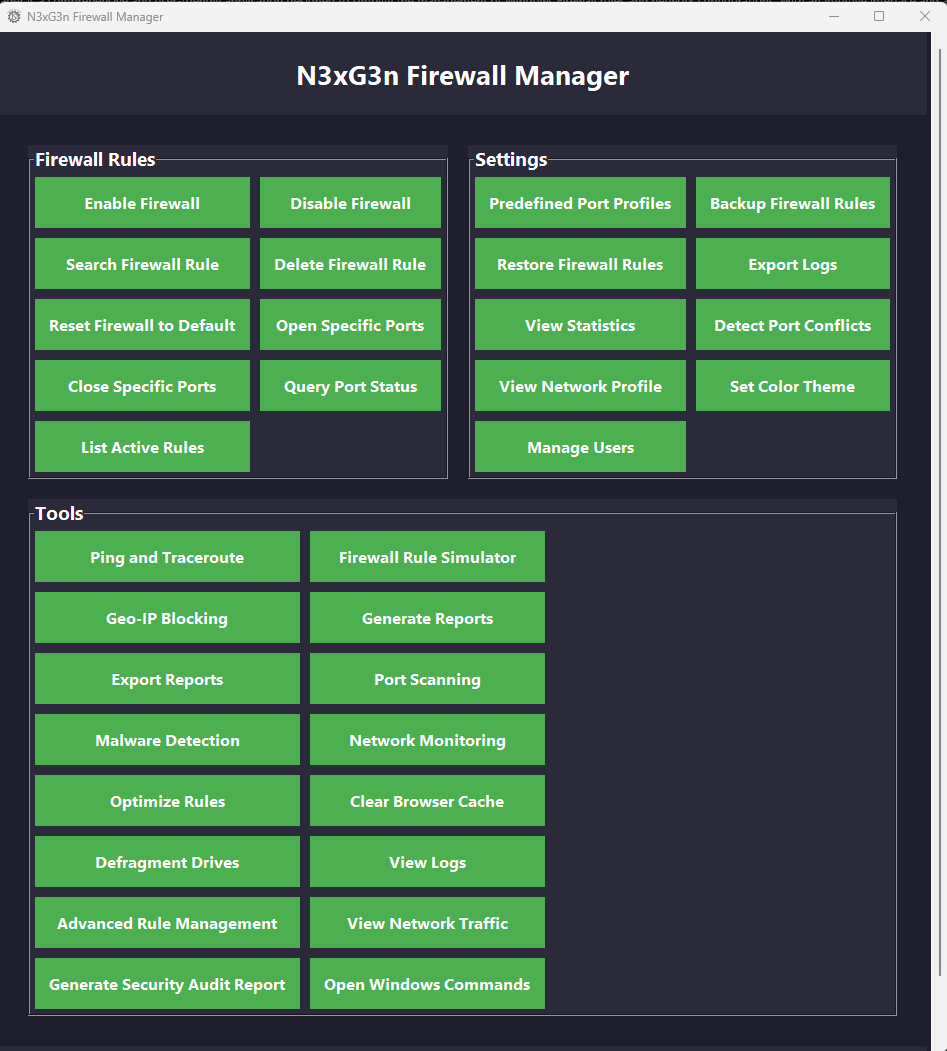

Here is the Python script that generated this plot:
import tkinter as tk
from tkinter import messagebox, simpledialog, filedialog
import subprocess
import ctypes
import os
import string
import time
from datetime import datetime
import getpass
import sys
import shutil
import json
import bcrypt
import urllib.request
import ssl
import psutil
import matplotlib.pyplot as plt
import pandas as pd
from io import BytesIO
import traceback
import logging
import threading
import requests

logging.basicConfig(
    filename="debug_log.txt",
    level=logging.DEBUG,
    format="%(asctime)s - %(levelname)s - %(message)s",
)

logging.info("Application started.")


def check_python_installation():
    logging.info("Checking Python installation.")
    print("Checking Python installation...")
    if shutil.which("python") or shutil.which("python3"):
        print("Python is already installed. Proceeding with the application...")
        logging.info("Python installation check completed.")
        return True

    print("Python is not installed.")
    install = messagebox.askyesno(
        "Python Not Found", "Python is not installed. Do you want to install it?"
    )
    if install:
        try:
            print("User agreed to install Python. Downloading the installer...")
            python_installer_url = (
                "https://www.python.org/ftp/python/3.10.9/python-3.10.9-amd64.exe"
            )
            installer_path = os.path.join(os.getcwd(), "python_installer.exe")

            ssl_context = ssl.create_default_context()
            ssl_context.check_hostname = False
            ssl_context.verify_mode = ssl.CERT_NONE

            with urllib.request.urlopen(
                python_installer_url, context=ssl_context
            ) as response, open(installer_path, "wb") as out_file:
                out_file.write(response.read())
            print("Python installer downloaded successfully.")

            print("Running the Python installer. This may take a few minutes...")
            subprocess.run(
                [installer_path, "/quiet", "InstallAllUsers=1", "PrependPath=1"],
                check=True,
            )
            print("Python installation completed successfully.")

            os.remove(installer_path)
            print(
                "Installer file removed. Prompting the user to restart the application."
            )
            messagebox.showinfo(
                "Success", "Python has been installed. Please restart the application."
            )
            logging.info("Python installation check completed.")
            return False
        except Exception as e:
            print(f"Error during Python installation: {e}")
            messagebox.showerror("Error", f"Failed to install Python: {e}")
            logging.info("Python installation check completed.")
            return False
    else:
        print("User declined to install Python. Exiting the application.")
        messagebox.showinfo(
            "Exiting", "Python is required to run this application. Exiting now."
        )
        logging.info("Python installation check completed.")
        return False


def check_dependencies():
    logging.info("Checking dependencies.")

    root = tk.Tk()
    root.withdraw()

    print("Checking dependencies...")
    dependencies = {
        "pip": "Python's package manager (pip)",
        "bcrypt": "bcrypt library for password hashing",
        "psutil": "psutil library for system monitoring",
        "matplotlib": "matplotlib library for data visualization",
        "pandas": "pandas library for data handling",
        "openpyxl": "openpyxl library for Excel support",
    }

    missing_dependencies = []
    dependencies_installed = os.path.exists("dependencies_installed.flag")

    if dependencies_installed:
        print("Dependencies already installed. Skipping dependency check.")
        logging.info("Dependency check completed.")
        return True

    for dependency, description in dependencies.items():
        print(f"Checking dependency: {dependency}...")
        try:
            if dependency == "pip":
                subprocess.run(
                    [sys.executable, "-m", "pip", "--version"],
                    stdout=subprocess.DEVNULL,
                    stderr=subprocess.DEVNULL,
                    check=True,
                )
            else:
                __import__(dependency)
        except ImportError:
            print(f"Dependency missing: {dependency}")
            missing_dependencies.append((dependency, description))
        except subprocess.CalledProcessError:
            print(f"Dependency check failed for: {dependency}")
            missing_dependencies.append((dependency, description))

    if not missing_dependencies:
        print("All dependencies are installed. Proceeding...")
        with open("dependencies_installed.flag", "w") as flag_file:
            flag_file.write("Dependencies installed successfully.")
        logging.info("Dependency check completed.")
        return True

    missing_list = "\n".join(
        [f"- {desc} ({dep})" for dep, desc in missing_dependencies]
    )
    print(f"Missing dependencies:\n{missing_list}")
    install = messagebox.askyesno(
        "Missing Dependencies",
        f"The following dependencies are missing:\n\n{missing_list}\n\n"
        "Would you like to install them now?",
    )

    if install:
        try:
            for dependency, _ in missing_dependencies:
                print(f"Installing dependency: {dependency}...")
                if dependency == "pip":
                    subprocess.run(
                        [sys.executable, "-m", "ensurepip", "--upgrade"], check=True
                    )
                else:
                    subprocess.run(
                        [sys.executable, "-m", "pip", "install", dependency], check=True
                    )

            with open("dependencies_installed.flag", "w") as flag_file:
                flag_file.write("Dependencies installed successfully.")

            print(
                "All dependencies have been installed. Proceeding with the application."
            )
            messagebox.showinfo("Success", "All dependencies have been installed.")
            logging.info("Dependency check completed.")
            return True
        except Exception as e:
            print(f"Error during dependency installation: {e}")
            messagebox.showerror("Error", f"Failed to install dependencies: {e}")
            logging.info("Dependency check completed.")
            return False
    else:
        print("User declined to install dependencies. Exiting.")
        messagebox.showinfo(
            "Exiting", "Dependencies are required to run this application."
        )
        logging.info("Dependency check completed.")
        return False


_admin_status_cache = None


def is_admin():
    logging.info("Checking if the script is running as an administrator.")
    global _admin_status_cache
    if _admin_status_cache is not None:
        logging.info(f"Admin status: {_admin_status_cache}")
        return _admin_status_cache
    try:
        _admin_status_cache = ctypes.windll.shell32.IsUserAnAdmin() != 0
        logging.debug(f"Admin status: {_admin_status_cache}")
        logging.info(f"Admin status: {_admin_status_cache}")
        return _admin_status_cache
    except Exception as e:
        logging.error(f"Failed to check admin status: {e}")
        logging.info(f"Admin status: {_admin_status_cache}")
        return False


INITIALIZATION_FLAG_FILE = "app_initialized.flag"


def relaunch_as_admin():
    logging.info("Attempting to relaunch the script with administrator privileges.")
    if "--admin" in sys.argv:
        logging.error(
            "Already running with --admin flag. Exiting to prevent infinite loop."
        )
        messagebox.showerror(
            "Error",
            "Failed to gain administrator privileges. Please run the application as an administrator.",
        )
        sys.exit(1)

    with open(INITIALIZATION_FLAG_FILE, "w") as flag_file:
        flag_file.write("initialized")

    script_path = os.path.abspath(sys.argv[0])
    params = " ".join([f'"{arg}"' for arg in sys.argv[1:]]) + " --admin"
    try:
        ctypes.windll.shell32.ShellExecuteW(
            None, "runas", sys.executable, f'"{script_path}" {params}', None, 1
        )
        logging.info("Relaunched successfully. Exiting current instance.")
        sys.exit()
    except Exception as e:
        logging.error(f"Failed to relaunch as admin: {e}")
        messagebox.showerror("Error", f"Failed to relaunch as admin: {e}")
        sys.exit(1)


def handle_uncaught_exception(exc_type, exc_value, exc_traceback):
    logging.critical(
        "Handling uncaught exception.", exc_info=(exc_type, exc_value, exc_traceback)
    )
    if issubclass(exc_type, KeyboardInterrupt):
        sys.__excepthook__(exc_type, exc_value, exc_traceback)
        return
    logging.critical(
        "Uncaught exception", exc_info=(exc_type, exc_value, exc_traceback)
    )
    messagebox.showerror(
        "Critical Error", f"An unexpected error occurred:\n{exc_value}"
    )
    sys.exit(1)


sys.excepthook = handle_uncaught_exception


def pause_on_exit():

    input("Press Enter to exit...")


if not is_admin():
    if "--admin" not in sys.argv:
        logging.debug("Admin privileges not detected. Attempting to relaunch as admin.")
        relaunch_as_admin()
    else:
        logging.error("Admin privileges still not detected after relaunch. Exiting.")
        messagebox.showerror(
            "Error",
            "Failed to gain administrator privileges. Please run the application as an administrator.",
        )
        sys.exit(1)
else:
    logging.info(
        "Admin privileges detected. Proceeding with application initialization."
    )

try:
    logging.info("Checking Python installation.")
    if not check_python_installation():
        logging.error("Python installation check failed. Exiting.")
        pause_on_exit()
        sys.exit()

    logging.info("Checking dependencies.")
    if not os.path.exists("dependencies_installed.flag"):
        if not check_dependencies():
            logging.error("Dependency check failed. Exiting.")
            pause_on_exit()
            sys.exit()
    logging.info("Initialization checks completed successfully.")
except Exception as e:
    logging.critical(f"Error during initialization: {e}")
    pause_on_exit()
    sys.exit(1)

import tkinter as tk
import sys


class FirewallManagerApp:
    def __init__(self, root):
        logging.info("Initializing FirewallManagerApp.")
        self.root = root
        self.root.title("N3xG3n Firewall Manager")
        self.root.geometry("950x1020")
        self.root.configure(bg="#2C3E50")
        self.root.resizable(True, True)
        try:
            self.root.iconbitmap("icon.ico")
        except Exception as e:
            print(f"Warning: Failed to set window icon. Error: {e}")
        self.log_file = "firewall_manager.txt"
        self.error_log_file = "error_log.txt"
        self.users_file = "users.json"
        self.users = {"admin": "admin123"}
        self.session_timeout = None
        self.last_activity = time.time()
        self.color_theme = {
            "background": "#1E1E2F",
            "foreground": "#FFFFFF",
            "button_bg": "#4CAF50",
            "button_fg": "#FFFFFF",
            "button_active_bg": "#45A049",
            "button_active_fg": "#FFFFFF",
            "entry_bg": "#2E2E3F",
            "entry_fg": "#FFFFFF",
            "frame_bg": "#2A2A3B",
        }
        self.fonts = {
            "header": ("Segoe UI", 20, "bold"),
            "subheader": ("Segoe UI", 14, "bold"),
            "text": ("Segoe UI", 12),
            "button": ("Segoe UI", 12, "bold"),
        }
        self.ensure_log_files_exist()
        self.load_users()
        self.start_session_monitor()
        self.create_main_menu()
        logging.info("FirewallManagerApp initialized successfully.")

    def check_for_updates(self):
        logging.debug("Checking for updates...")
        print("Checking for updates...")

        try:
            update_url = "http://162.248.94.164/N3xG3n_Firewall_Manager/version.txt"
            response = requests.get(update_url, timeout=5)
            response.raise_for_status()
            latest_version = response.text.strip()

            current_version = "1.1.4"
            logging.debug(
                f"Current version: {current_version}, Latest version: {latest_version}"
            )
            print(
                f"Current version: {current_version}, Latest version: {latest_version}"
            )

            if self.compare_versions(latest_version, current_version):
                logging.info("Update available.")
                print("Update available.")
                self.prompt_update(latest_version)
                return True
            else:
                logging.info("No updates found. The application is up-to-date.")
                print("No updates found. The application is up-to-date.")
                return False
        except requests.exceptions.RequestException as e:
            logging.error(f"Failed to check for updates: {e}")
            print(f"Failed to check for updates: {e}")
            return False

    def compare_versions(self, latest_version, current_version):

        from packaging import version

        return version.parse(latest_version) > version.parse(current_version)

    def prompt_update(self, latest_version):

        confirmed = self.show_confirmation_dialog(
            "Update Available",
            f"A new version ({latest_version}) is available. Would you like to update now?",
        )
        if confirmed:
            threading.Thread(target=self.download_and_update, daemon=True).start()

    def download_and_update(self):

        try:
            update_url = "http://162.248.94.164/N3xG3n_Firewall_Manager/N3xG3n_FireWall_Manager.exe"
            temp_file = "N3xG3n_FireWall_Manager_update.exe"

            with requests.get(update_url, stream=True) as response:
                response.raise_for_status()
                with open(temp_file, "wb") as file:
                    shutil.copyfileobj(response.raw, file)

            current_executable = sys.argv[0]
            backup_executable = current_executable + ".bak"

            if os.path.exists(backup_executable):
                os.remove(backup_executable)
            os.rename(current_executable, backup_executable)

            os.rename(temp_file, current_executable)

            self.show_message_dialog(
                "Update Complete",
                "The application has been updated. Please restart it.",
            )
            pause_on_exit()
            sys.exit(0)
        except requests.exceptions.RequestException as e:
            logging.error(f"Failed to download update: {e}")
            self.show_message_dialog("Update Failed", f"Failed to download update: {e}")
            pause_on_exit()
        except Exception as e:
            logging.error(f"Failed to update application: {e}")
            self.show_message_dialog(
                "Update Failed", f"An error occurred while updating: {e}"
            )
            pause_on_exit()

    def ensure_log_files_exist(self):
        logging.info("Ensuring log files exist.")
        if not os.path.exists(self.log_file):
            with open(self.log_file, "w") as log:
                log.write("Firewall Manager Log File\n")
        if not os.path.exists(self.error_log_file):
            with open(self.error_log_file, "w") as error_log:
                error_log.write("Error Log File\n")
        logging.info("Log files check completed.")

    def check_admin(self):
        logging.info("Checking if the application is running as an administrator.")
        if not os.name == "nt" or not ctypes.windll.shell32.IsUserAnAdmin():
            self.show_messagebox(
                "Error", "This application must be run as an administrator.", "error"
            )
            self.root.quit()
        logging.info("Admin check completed.")

    def log_action(self, action):
        logging.info(f"Logging action: {action}")
        log_entry = f"{datetime.now()} - ACTION: {action}"
        print(log_entry)
        with open(self.log_file, "a") as log:
            log.write(log_entry + "\n")

    def log_error(self, error):
        logging.error(f"Logging error: {error}")
        error_entry = f"{datetime.now()} - ERROR: {error}"
        print(error_entry)
        with open(self.error_log_file, "a") as error_log:
            error_log.write(error_entry + "\n")

    def safe_execute(self, func, *args, **kwargs):
        logging.info(f"Executing function safely: {func.__name__}")
        try:
            result = func(*args, **kwargs)
            self.log_action(f"Executed: {func.__name__}")
            logging.info(f"Function {func.__name__} executed successfully.")
            return result
        except Exception as e:
            self.log_error(f"Error in {func.__name__}: {e}")
            messagebox.showerror("Error", f"An error occurred in {func.__name__}:\n{e}")
            logging.info(f"Function {func.__name__} executed successfully.")

    def load_users(self):
        logging.info("Loading user credentials.")
        if os.path.exists(self.users_file):
            try:
                with open(self.users_file, "r") as file:
                    self.users = json.load(file)
                    self.log_action("Loaded user credentials from file.")
            except Exception as e:
                self.log_error(f"Failed to load users: {e}")
                self.users = {self.admin_username: self.admin_password}
        else:
            self.users = {self.admin_username: self.admin_password}
            self.save_users()
        logging.info("User credentials loaded successfully.")

    def save_users(self):
        logging.info("Saving user credentials.")
        try:
            with open(self.users_file, "w") as file:
                json.dump(self.users, file)
                self.log_action("Saved user credentials to file.")
        except Exception as e:
            self.log_error(f"Failed to save users: {e}")
        logging.info("User credentials saved successfully.")

    def create_custom_dialog(self, title, message, buttons):
        logging.info("Creating custom dialog.")
        dialog = tk.Toplevel(self.root)
        dialog.title(title)
        dialog.geometry("500x300")
        dialog.resizable(True, True)
        dialog.configure(bg=self.color_theme["background"])

        tk.Label(
            dialog, text=message, **self.label_style(), wraplength=380, justify="center"
        ).pack(pady=20)

        result = {"button": None}

        def on_button_click(button):
            result["button"] = button
            dialog.destroy()

        button_frame = tk.Frame(dialog, **self.frame_style())
        button_frame.pack(pady=10)

        for button_text, button_value in buttons.items():
            tk.Button(
                button_frame,
                text=button_text,
                command=lambda b=button_value: on_button_click(b),
                **self.button_style(),
            ).pack(side="left", padx=10)

        dialog.transient(self.root)
        dialog.grab_set()
        self.root.wait_window(dialog)

        logging.info("Custom dialog created successfully.")
        return result["button"]

    def show_auth_dialog(self):
        logging.info("Showing authentication dialog.")
        return self.create_custom_dialog(
            "Authentication",
            "Do you have an account?",
            {"Yes": "yes", "No": "no", "Cancel": "cancel"},
        )

    def show_confirmation_dialog(self, title, message):
        logging.info("Showing confirmation dialog.")
        return self.create_custom_dialog(title, message, {"Yes": True, "No": False})

    def show_message_dialog(self, title, message):
        logging.info("Showing message dialog.")
        return self.create_custom_dialog(title, message, {"OK": "ok"})

    def show_input_dialog(self, title, prompt, is_password=False):
        logging.info("Showing input dialog.")
        dialog = tk.Toplevel(self.root)
        dialog.title(title)
        dialog.geometry("400x200")
        dialog.configure(bg=self.color_theme["background"])
        dialog.resizable(False, False)

        tk.Label(dialog, text=prompt, **self.label_style()).pack(pady=10)

        entry_var = tk.StringVar()
        entry = tk.Entry(
            dialog,
            textvariable=entry_var,
            **self.entry_style(),
            show="*" if is_password else "",
        )
        entry.pack(pady=10, padx=20, fill="x")
        entry.focus()

        def on_submit():
            dialog.destroy()

        tk.Button(dialog, text="Submit", command=on_submit, **self.button_style()).pack(
            pady=10
        )

        dialog.transient(self.root)
        dialog.grab_set()
        self.root.wait_window(dialog)

        logging.info("Input dialog shown successfully.")
        return entry_var.get()

    def authenticate_user(self):
        logging.info("Authentication bypassed.")
        self.create_main_menu()

    def set_color_theme(self):
        logging.info("Setting color theme.")
        themes = {
            "Green": "#32CD32",
            "Blue": "#1E90FF",
            "Red": "#FF4500",
            "Yellow": "#FFD700",
            "Purple": "#9370DB",
            "Orange": "#FFA500",
            "Pink": "#FF69B4",
            "Gray": "#A9A9A9",
            "Black": "#000000",
            "White": "#FFFFFF",
            "Teal": "#008080",
            "Cyan": "#00FFFF",
            "Magenta": "#FF00FF",
            "Brown": "#A52A2A",
            "Gold": "#FFD700",
            "Silver": "#C0C0C0",
            "Navy": "#000080",
            "Olive": "#808000",
            "Maroon": "#800000",
        }

        theme_window = tk.Toplevel(self.root)
        theme_window.title("Choose a Color Theme")
        theme_window.geometry("400x400")
        theme_window.resizable(True, True)
        theme_window.configure(bg=self.color_theme["background"])

        tk.Label(theme_window, text="Choose a color theme:", **self.label_style()).pack(
            pady=10
        )

        canvas = tk.Canvas(
            theme_window, bg=self.color_theme["background"], highlightthickness=0
        )
        scrollbar = tk.Scrollbar(theme_window, orient="vertical", command=canvas.yview)
        scrollable_frame = tk.Frame(canvas, **self.frame_style())

        scrollable_frame.bind(
            "<Configure>", lambda e: canvas.configure(scrollregion=canvas.bbox("all"))
        )
        canvas.create_window((0, 0), window=scrollable_frame, anchor="nw")
        canvas.configure(yscrollcommand=scrollbar.set)

        canvas.pack(side="left", fill="both", expand=True)
        scrollbar.pack(side="right", fill="y")

        for theme_name, color_code in themes.items():
            tk.Button(
                scrollable_frame,
                text=theme_name,
                font=("Arial", 12),
                bg=color_code,
                fg="#ECF0F1" if color_code != "#FFFFFF" else "#000000",
                command=lambda t=theme_name: self.apply_theme(t, themes, theme_window),
            ).pack(fill="x", pady=5, padx=20)

        logging.info("Color theme set successfully.")

    def apply_theme(self, theme_name, themes, theme_window):
        logging.info(f"Applying theme: {theme_name}")
        self.color_theme["background"] = themes[theme_name]
        self.color_theme["frame_bg"] = themes[theme_name]
        self.root.configure(bg=self.color_theme["background"])
        self.update_widget_colors(self.root)
        self.log_action(f"Color theme set to {theme_name}.")
        theme_window.destroy()
        logging.info(f"Theme {theme_name} applied successfully.")

    def update_widget_colors(self, parent):
        logging.info("Updating widget colors.")
        for widget in parent.winfo_children():
            if isinstance(widget, (tk.Frame, tk.LabelFrame, tk.Canvas)):
                widget.configure(bg=self.color_theme["frame_bg"])
                self.update_widget_colors(widget)
            elif isinstance(widget, tk.Label):
                widget.configure(
                    bg=self.color_theme["background"], fg=self.color_theme["foreground"]
                )
            elif isinstance(widget, tk.Button):
                widget.configure(
                    bg=self.color_theme["button_bg"],
                    fg=self.color_theme["button_fg"],
                    activebackground=self.color_theme["button_active_bg"],
                    activeforeground=self.color_theme["button_active_fg"],
                )
            elif isinstance(widget, tk.Entry):
                widget.configure(
                    bg=self.color_theme["entry_bg"], fg=self.color_theme["entry_fg"]
                )
            elif isinstance(widget, tk.Text):
                widget.configure(
                    bg=self.color_theme["entry_bg"], fg=self.color_theme["entry_fg"]
                )
            elif isinstance(widget, tk.Scrollbar):
                widget.configure(bg=self.color_theme["frame_bg"])

        if isinstance(parent, tk.Tk) or isinstance(parent, tk.Toplevel):
            parent.configure(bg=self.color_theme["background"])
        logging.info("Widget colors updated successfully.")

    def create_main_menu(self):
        logging.info("Creating main menu.")
        self.safe_execute(self._create_main_menu)
        logging.info("Main menu created successfully.")

    def _create_main_menu(self):
        self.clear_window()
        self.reset_activity_timer()

        canvas = tk.Canvas(
            self.root, bg=self.color_theme["background"], highlightthickness=0
        )
        scrollbar = tk.Scrollbar(self.root, orient="vertical", command=canvas.yview)
        scrollable_frame = tk.Frame(canvas, bg=self.color_theme["background"])

        scrollable_frame.bind(
            "<Configure>", lambda e: canvas.configure(scrollregion=canvas.bbox("all"))
        )
        canvas.create_window((0, 0), window=scrollable_frame, anchor="nw")
        canvas.configure(yscrollcommand=scrollbar.set)

        canvas.pack(side="left", fill="both", expand=True)
        scrollbar.pack(side="right", fill="y")

        header_frame = tk.Frame(
            scrollable_frame, bg=self.color_theme["frame_bg"], pady=20
        )
        header_frame.pack(fill="x")
        tk.Label(
            header_frame,
            text="N3xG3n Firewall Manager",
            font=self.fonts["header"],
            fg=self.color_theme["foreground"],
            bg=self.color_theme["frame_bg"],
        ).pack()

        main_frame = tk.Frame(
            scrollable_frame, bg=self.color_theme["background"], padx=20, pady=20
        )
        main_frame.pack(fill="both", expand=True)

        firewall_frame = tk.LabelFrame(
            main_frame,
            text="Firewall Rules",
            font=self.fonts["subheader"],
            fg=self.color_theme["foreground"],
            bg=self.color_theme["frame_bg"],
            bd=2,
            relief="groove",
        )
        firewall_frame.grid(row=0, column=0, padx=10, pady=10, sticky="nsew")

        firewall_buttons = [
            ("Enable Firewall", lambda: self.toggle_firewall(enable=True)),
            ("Disable Firewall", lambda: self.toggle_firewall(enable=False)),
            ("Search Firewall Rule", self.search_firewall_rule),
            ("Delete Firewall Rule", self.delete_firewall_rule),
            ("Reset Firewall to Default", self.reset_firewall),
            ("Open Specific Ports", self.open_ports),
            ("Close Specific Ports", self.close_ports),
            ("Query Port Status", self.query_ports),
            ("List Active Rules", self.list_active_rules),
        ]
        for i, (text, command) in enumerate(firewall_buttons):
            tk.Button(
                firewall_frame, text=text, command=command, **self.button_style()
            ).grid(row=i // 2, column=i % 2, padx=5, pady=5, sticky="ew")

        settings_frame = tk.LabelFrame(
            main_frame,
            text="Settings",
            font=self.fonts["subheader"],
            fg=self.color_theme["foreground"],
            bg=self.color_theme["frame_bg"],
            bd=2,
            relief="groove",
        )
        settings_frame.grid(row=0, column=1, padx=10, pady=10, sticky="nsew")

        settings_buttons = [
            ("Predefined Port Profiles", self.predefined_port_profiles),
            ("Backup Firewall Rules", self.backup_firewall_rules),
            ("Restore Firewall Rules", self.restore_firewall_rules),
            ("Export Logs", self.export_logs),
            ("View Statistics", self.view_statistics),
            ("Detect Port Conflicts", self.detect_port_conflicts),
            ("View Network Profile", self.view_network_profile),
            ("Set Color Theme", self.set_color_theme),
            ("Manage Users", self.manage_users),
        ]
        for i, (text, command) in enumerate(settings_buttons):
            tk.Button(
                settings_frame, text=text, command=command, **self.button_style()
            ).grid(row=i // 2, column=i % 2, padx=5, pady=5, sticky="ew")

        tools_frame = tk.LabelFrame(
            main_frame,
            text="Tools",
            font=self.fonts["subheader"],
            fg=self.color_theme["foreground"],
            bg=self.color_theme["frame_bg"],
            bd=2,
            relief="groove",
        )
        tools_frame.grid(row=1, column=0, columnspan=2, padx=10, pady=10, sticky="nsew")

        tools_buttons = [
            ("Ping and Traceroute", self.ping_and_traceroute),
            ("Firewall Rule Simulator", self.firewall_rule_simulator),
            ("Geo-IP Blocking", self.geo_ip_blocking),
            ("Generate Reports", self.generate_reports),
            ("Export Reports", self.export_reports),
            ("Port Scanning", self.port_scanning),
            ("Malware Detection", self.malware_detection),
            ("Network Monitoring", self.network_monitoring),
            ("Optimize Rules", self.optimize_rules),
            (
                "Clear Browser Cache",
                lambda: self.safe_execute(self.clear_browser_cache),
            ),
            ("Defragment Drives", lambda: self.safe_execute(self.defragment_drives)),
            ("View Logs", self.view_logs),
            ("Advanced Rule Management", self.advanced_rule_management),
            ("View Network Traffic", self.view_network_traffic),
            ("Generate Security Audit Report", self.generate_security_audit_report),
            ("Open Windows Commands", self.open_windows_commands),
            # ("View System Information", self.view_system_info),
            # ("Check for Updates", self.check_for_updates),
            # ("Check System Health", self.check_system_health),
            # ("View Active Processes", self.view_active_processes),
            # ("View Active Services", self.view_active_services),
            # ("View Active Connections", self.view_active_connections),
        ]
        for i, (text, command) in enumerate(tools_buttons):
            tk.Button(
                tools_frame, text=text, command=command, **self.button_style()
            ).grid(row=i // 2, column=i % 2, padx=5, pady=5, sticky="ew")

        footer_frame = tk.Frame(
            scrollable_frame, bg=self.color_theme["frame_bg"], pady=10
        )
        footer_frame.pack(fill="x")
        tk.Button(
            footer_frame,
            text="Help Menu",
            command=self.help_menu,
            **self.button_style(),
        ).pack(side="left", padx=10)
        tk.Button(
            footer_frame, text="Exit", command=self.root.quit, **self.button_style()
        ).pack(side="right", padx=10)

    def open_windows_commands(self):
        logging.info("Opening Windows commands.")
        self.safe_execute(self._open_windows_commands)
        logging.info("Windows commands opened successfully.")

    def _open_windows_commands(self):
        commands_window = tk.Toplevel(self.root)
        commands_window.title("Windows Commands")
        commands_window.geometry("800x600")
        commands_window.configure(bg="#2C3E50")

        canvas = tk.Canvas(commands_window, bg="#2C3E50", highlightthickness=0)
        scrollbar = tk.Scrollbar(
            commands_window, orient="vertical", command=canvas.yview
        )
        scrollable_frame = tk.Frame(canvas, bg="#2C3E50")

        scrollable_frame.bind(
            "<Configure>", lambda e: canvas.configure(scrollregion=canvas.bbox("all"))
        )
        canvas.create_window((0, 0), window=scrollable_frame, anchor="nw")
        canvas.configure(yscrollcommand=scrollbar.set)

        canvas.pack(side="left", fill="both", expand=True)
        scrollbar.pack(side="right", fill="y")

        tk.Label(
            scrollable_frame,
            text="Helpful Windows Commands",
            font=("Segoe UI", 16, "bold"),
            fg="#ECF0F1",
            bg="#2C3E50",
        ).grid(row=0, column=0, columnspan=3, pady=10)

        commands = {
            "Check Disk Space": "dir",
            "List Running Processes": "tasklist",
            "Ping Google": "ping google.com",
            "IP Configuration": "ipconfig",
            "Flush DNS Cache": "ipconfig /flushdns",
            "System Information": "systeminfo",
            "Check Network Connections": "netstat -an",
            "Restart Network Adapter": "ipconfig /release && ipconfig /renew",
            "Run SFC Scan (Check Files)": "sfc /scannow",
            "Verify SFC Integrity": "sfc /verifyonly",
            "Repair Network Issues": "netsh int ip reset && netsh winsock reset",
            "View Active Network Adapters": "ipconfig /all",
            "Test Connectivity to Host": "tracert google.com",
            "Display Routing Table": "route print",
            "Enable Firewall Logging": "netsh advfirewall set currentprofile logging filename log.txt",
            "Disable Firewall Logging": "netsh advfirewall set currentprofile logging disabled",
            "Check Open Ports": 'netstat -an | find "LISTENING"',
            "View ARP Cache": "arp -a",
            "Clear ARP Cache": "arp -d *",
            "Check DNS Servers": "nslookup google.com",
            "Test SMB Connectivity": "net use \\\\hostname\\share",
        }

        row = 1
        col = 0
        for command_name, command in commands.items():
            tk.Button(
                scrollable_frame,
                text=command_name,
                command=lambda cmd=command: self.execute_command(cmd),
                font=("Segoe UI", 12),
                bg="#3498DB",
                fg="#FFFFFF",
                activebackground="#2980B9",
                activeforeground="#FFFFFF",
                relief="flat",
                bd=0,
                padx=10,
                pady=5,
                cursor="hand2",
            ).grid(row=row, column=col, padx=10, pady=10, sticky="ew")
            col += 1
            if col > 2:
                col = 0
                row += 1

        tk.Label(
            scrollable_frame,
            text="Execute Custom Command",
            font=("Segoe UI", 14, "bold"),
            fg="#ECF0F1",
            bg="#2C3E50",
        ).grid(row=row + 1, column=0, columnspan=3, pady=10)

        custom_command_var = tk.StringVar()
        custom_command_entry = tk.Entry(
            scrollable_frame,
            textvariable=custom_command_var,
            font=("Segoe UI", 12),
            bg="#ECF0F1",
            fg="#2C3E50",
            relief="flat",
        )
        custom_command_entry.grid(
            row=row + 2, column=0, columnspan=2, padx=20, pady=5, sticky="ew"
        )

        tk.Button(
            scrollable_frame,
            text="Run Command",
            command=lambda: self.execute_command(custom_command_var.get()),
            font=("Segoe UI", 12),
            bg="#1ABC9C",
            fg="#FFFFFF",
            activebackground="#16A085",
            activeforeground="#FFFFFF",
            relief="flat",
            bd=0,
            padx=10,
            pady=5,
            cursor="hand2",
        ).grid(row=row + 2, column=2, padx=20, pady=5, sticky="ew")

        tk.Button(
            scrollable_frame,
            text="Return to Main Page",
            command=commands_window.destroy,
            font=("Segoe UI", 12),
            bg="#E74C3C",
            fg="#FFFFFF",
            activebackground="#C0392B",
            activeforeground="#FFFFFF",
            relief="flat",
            bd=0,
            padx=10,
            pady=5,
            cursor="hand2",
        ).grid(row=row + 3, column=0, columnspan=3, pady=20)

    def execute_command(self, command):
        logging.info(f"Executing command: {command}")
        self.safe_execute(self._execute_command, command)
        logging.info(f"Command {command} executed successfully.")

    def _execute_command(self, command):
        try:
            result = subprocess.run(command, capture_output=True, text=True, shell=True)
            output = result.stdout if result.returncode == 0 else result.stderr
        except Exception as e:
            output = f"Error executing command: {e}"

        output_window = tk.Toplevel(self.root)
        output_window.title("Command Output")
        output_window.geometry("600x400")
        output_window.configure(bg="#2C3E50")

        tk.Label(
            output_window,
            text="Command Output",
            font=("Segoe UI", 14, "bold"),
            fg="#ECF0F1",
            bg="#2C3E50",
        ).pack(pady=10)

        output_text = tk.Text(
            output_window,
            font=("Courier", 10),
            bg="#2C3E50",
            fg="#ECF0F1",
            wrap="word",
            state="normal",
        )
        output_text.insert("1.0", output)
        output_text.config(state="disabled")
        output_text.pack(fill="both", expand=True, padx=10, pady=10)

    def button_style(self):
        logging.info("Applying button style.")
        return {
            "font": self.fonts["button"],
            "bg": self.color_theme["button_bg"],
            "fg": self.color_theme["button_fg"],
            "activebackground": self.color_theme["button_active_bg"],
            "activeforeground": self.color_theme["button_active_fg"],
            "relief": "flat",
            "bd": 0,
            "padx": 10,
            "pady": 10,
            "cursor": "hand2",
        }

    def label_style(self):
        logging.info("Applying label style.")
        return {
            "font": self.fonts["text"],
            "fg": self.color_theme["foreground"],
            "bg": self.color_theme["background"],
        }

    def frame_style(self):
        logging.info("Applying frame style.")
        return {
            "bg": self.color_theme["frame_bg"],
        }

    def entry_style(self):
        logging.info("Applying entry style.")
        return {
            "font": self.fonts["text"],
            "bg": self.color_theme["entry_bg"],
            "fg": self.color_theme["entry_fg"],
            "relief": "flat",
        }

    def clear_window(self):
        logging.info("Clearing window.")
        for widget in self.root.winfo_children():
            widget.destroy()
        logging.info("Window cleared successfully.")

    def show_custom_port_dialog(self, title, fields):
        logging.info("Showing custom port dialog.")

        dialog = tk.Toplevel(self.root)
        dialog.title(title)
        dialog.geometry("400x300")
        dialog.configure(bg=self.color_theme["background"])
        dialog.resizable(False, False)

        field_vars = {}
        for field in fields:
            tk.Label(dialog, text=field, **self.label_style()).pack(pady=5)
            field_var = tk.StringVar()
            tk.Entry(dialog, textvariable=field_var, **self.entry_style()).pack(
                pady=5, padx=20, fill="x"
            )
            field_vars[field] = field_var

        result = {}

        def on_submit():
            nonlocal result
            # Capture the input values before destroying the dialog
            result = {field: var.get().strip() for field, var in field_vars.items()}
            logging.debug(f"Captured inputs: {result}")
            dialog.destroy()

        tk.Button(dialog, text="Submit", **self.button_style(), command=on_submit).pack(
            pady=20
        )

        dialog.transient(self.root)
        dialog.grab_set()
        self.root.wait_window(dialog)

        logging.info("Custom port dialog shown successfully.")
        return result

    def show_custom_confirmation(self, title, message):
        logging.info("Showing custom confirmation dialog.")
        dialog = tk.Toplevel(self.root)
        dialog.title(title)
        dialog.geometry("400x200")
        dialog.configure(bg=self.color_theme["background"])
        dialog.resizable(False, False)

        tk.Label(
            dialog, text=message, **self.label_style(), wraplength=380, justify="center"
        ).pack(pady=20)

        result = {"confirmed": False}

        def on_yes():
            result["confirmed"] = True
            dialog.destroy()

        def on_no():
            dialog.destroy()

        button_frame = tk.Frame(dialog, **self.frame_style())
        button_frame.pack(pady=10)

        tk.Button(button_frame, text="Yes", **self.button_style(), command=on_yes).pack(
            side="left", padx=10
        )

        tk.Button(button_frame, text="No", **self.button_style(), command=on_no).pack(
            side="right", padx=10
        )

        dialog.transient(self.root)
        dialog.grab_set()
        self.root.wait_window(dialog)

        logging.info("Custom confirmation dialog shown successfully.")
        return result["confirmed"]

    def safe_execute(self, func, *args, **kwargs):
        logging.info(f"Executing function safely: {func.__name__}")
        try:
            return func(*args, **kwargs)
        except Exception as e:
            self.log_action(f"Error in {func.__name__}: {e}")
            messagebox.showerror("Error", f"An error occurred in {func.__name__}:\n{e}")
        logging.info(f"Function {func.__name__} executed successfully.")

    def open_ports(self):
        logging.info("Opening ports.")
        self.safe_execute(self._open_ports)
        logging.info("Ports opened successfully.")

    def _open_ports(self):
        inputs = self.show_custom_port_dialog(
            "Open Ports",
            ["Port Number or Range (e.g., 80 or 1000-2000)", "Protocol (TCP/UDP)"],
        )
        port = inputs.get("Port Number or Range (e.g., 80 or 1000-2000)")
        protocol = inputs.get("Protocol (TCP/UDP)").upper()
        if not port or not protocol:
            self.show_message_dialog("Error", "Port or protocol cannot be empty!")
            return
        if protocol not in ["TCP", "UDP"]:
            self.show_message_dialog(
                "Error", "Invalid protocol! Please enter TCP or UDP."
            )
            return
        try:
            subprocess.run(
                [
                    "netsh",
                    "advfirewall",
                    "firewall",
                    "add",
                    "rule",
                    f"name=Open Port {port} ({protocol})",
                    "dir=in",
                    "action=allow",
                    f"protocol={protocol}",
                    f"localport={port}",
                ],
                check=True,
            )
            self.log_action(f"Opened Port {port} ({protocol})")
            self.show_message_dialog(
                "Success", f"Port {port} ({protocol}) has been opened successfully!"
            )
        except subprocess.CalledProcessError:
            self.show_message_dialog(
                "Error", f"Failed to open Port {port} ({protocol})."
            )

    def close_ports(self):
        logging.info("Closing ports.")
        self.safe_execute(self._close_ports)
        logging.info("Ports closed successfully.")

    def _close_ports(self):
        inputs = self.show_custom_port_dialog(
            "Close Ports", ["Port Number", "Protocol (TCP/UDP)"]
        )
        port = inputs.get("Port Number")
        protocol = inputs.get("Protocol (TCP/UDP)").upper()
        if not port or not protocol:
            self.show_message_dialog("Error", "Port or protocol cannot be empty!")
            return
        if protocol not in ["TCP", "UDP"]:
            self.show_message_dialog(
                "Error", "Invalid protocol! Please enter TCP or UDP."
            )
            return
        try:
            subprocess.run(
                [
                    "netsh",
                    "advfirewall",
                    "firewall",
                    "delete",
                    "rule",
                    f"name=Open Port {port} ({protocol})",
                    f"protocol={protocol}",
                    f"localport={port}",
                ],
                check=True,
            )
            self.log_action(f"Closed Port {port} ({protocol})")
            self.show_message_dialog(
                "Success", f"Port {port} ({protocol}) has been closed successfully!"
            )
        except subprocess.CalledProcessError:
            self.show_message_dialog(
                "Error", f"Failed to close Port {port} ({protocol})."
            )

    def query_ports(self):
        logging.info("Querying ports.")
        self.safe_execute(self._query_ports)
        logging.info("Ports queried successfully.")

    def _query_ports(self):
        logging.debug("Querying ports...")
        inputs = self.show_custom_port_dialog("Query Ports", ["Port Number"])
        logging.debug(f"Inputs received: {inputs}")
        port = inputs.get("Port Number", "").strip()
        logging.debug(f"Port input after stripping: '{port}'")

        if not port:
            logging.error("Port input is empty.")
            self.show_message_dialog("Error", "Port number cannot be empty!")
            return

        if not port.isdigit():
            logging.error(f"Port input '{port}' is not a valid number.")
            self.show_message_dialog("Error", "Port number must be a valid number!")
            return

        port_number = int(port)
        if not (1 <= port_number <= 65535):
            logging.error(f"Port number {port_number} is out of valid range (1–65535).")
            self.show_message_dialog(
                "Error", "Port number must be between 1 and 65535!"
            )
            return

        try:
            logging.debug(f"Running netstat to check port {port_number} status...")
            result = subprocess.run(
                ["netstat", "-an"], capture_output=True, text=True, check=True
            )
            if f":{port_number}" in result.stdout:
                logging.debug(f"Port {port_number} is currently in use.")
                self.show_message_dialog(
                    "Port Status", f"Port {port_number} is currently in use."
                )
            else:
                logging.debug(f"Port {port_number} is not in use.")
                self.show_message_dialog(
                    "Port Status", f"Port {port_number} is not in use."
                )
        except subprocess.CalledProcessError as e:
            logging.error(f"Error querying port status: {e}")
            self.show_message_dialog("Error", f"Failed to query port status: {e}")

    def create_scrollable_window(self, title, width=600, height=500):
        logging.info("Creating scrollable window.")
        window = tk.Toplevel(self.root)
        window.title(title)
        window.geometry(f"{width}x{height}")
        window.resizable(True, True)
        window.configure(bg=self.color_theme["background"])

        canvas = tk.Canvas(
            window, bg=self.color_theme["background"], highlightthickness=0
        )
        scrollbar = tk.Scrollbar(window, orient="vertical", command=canvas.yview)
        scrollable_frame = tk.Frame(canvas, **self.frame_style())

        scrollable_frame.bind(
            "<Configure>", lambda e: canvas.configure(scrollregion=canvas.bbox("all"))
        )
        canvas.create_window((0, 0), window=scrollable_frame, anchor="nw")
        canvas.configure(yscrollcommand=scrollbar.set)

        canvas.pack(side="left", fill="both", expand=True)
        scrollbar.pack(side="right", fill="y")

        logging.info("Scrollable window created successfully.")
        return window, scrollable_frame

    def show_messagebox(self, title, message, box_type="info"):
        logging.info("Showing messagebox.")
        messagebox_options = {
            "info": messagebox.showinfo,
            "error": messagebox.showerror,
            "warning": messagebox.showwarning,
            "yesno": messagebox.askyesno,
            "yesnocancel": messagebox.askyesnocancel,
            "question": messagebox.askquestion,
        }
        logging.info("Messagebox shown successfully.")
        return messagebox_options[box_type](title, message)

    def show_simpledialog(self, title, prompt, show=None):
        logging.info("Showing simpledialog.")
        logging.info("Simpledialog shown successfully.")
        return simpledialog.askstring(title, prompt, show=show)

    def predefined_port_profiles(self):
        logging.info("Showing predefined port profiles.")
        self.safe_execute(self._predefined_port_profiles)
        logging.info("Predefined port profiles shown successfully.")

    def _predefined_port_profiles(self):
        profiles = {
            "Communication Tools": [
                {"name": "Zoom", "ports": "TCP/UDP 8801-8802"},
                {"name": "Skype", "ports": "TCP 50000-60000, UDP 50000-60000"},
                {
                    "name": "Discord",
                    "ports": "TCP 443, UDP 443, TCP 50000-60000, UDP 50000-60000",
                },
            ],
            "Game Servers": [
                {"name": "Minecraft", "ports": "TCP 25565, UDP 25565"},
                {"name": "CS:GO", "ports": "UDP 27015-27030, UDP 27036"},
                {"name": "ARK: Survival Evolved", "ports": "UDP 7777-7778, UDP 27015"},
                {"name": "FiveM", "ports": "TCP 30120, UDP 30120"},
                {
                    "name": "Fortnite",
                    "ports": "TCP 5222, UDP 5222, TCP 5795-5847, UDP 5795-5847",
                },
                {
                    "name": "Call of Duty: Warzone",
                    "ports": "TCP 3074, UDP 3074, TCP 27014-27050, UDP 27014-27050",
                },
                {
                    "name": "League of Legends",
                    "ports": "TCP 5000-5500, TCP 8393-8400, TCP 2099, TCP 5222-5223, TCP 8088",
                },
                {
                    "name": "Valorant",
                    "ports": "UDP 7000-7500, UDP 8080, UDP 8180, UDP 10000-10099",
                },
                {
                    "name": "Apex Legends",
                    "ports": "TCP 4000-4500, UDP 4000-4500, TCP 8080",
                },
                {
                    "name": "SPT FIKA",
                    "ports": "TCP 443, UDP 443, TCP 8080, UDP 8080, TCP 50555, UDP 50555, TCP 6969, UDP 6969",
                },
            ],
            "File Sharing": [
                {"name": "FTP", "ports": "TCP 21"},
                {"name": "BitTorrent", "ports": "TCP 6881-6889, UDP 6881-6889"},
            ],
            "Development Tools": [
                {"name": "Docker", "ports": "TCP 2375-2376"},
                {"name": "Jenkins", "ports": "TCP 8080"},
                {"name": "GitLab", "ports": "TCP 80, TCP 443, TCP 22"},
                {"name": "Kubernetes", "ports": "TCP 6443"},
                {"name": "ElasticSearch", "ports": "TCP 9200-9300"},
            ],
            "Database Servers": [
                {"name": "MySQL", "ports": "TCP 3306"},
                {"name": "PostgreSQL", "ports": "TCP 5432"},
                {"name": "MongoDB", "ports": "TCP 27017"},
                {"name": "Redis", "ports": "TCP 6379"},
            ],
            "Web Servers": [
                {"name": "HTTP", "ports": "TCP 80"},
                {"name": "HTTPS", "ports": "TCP 443"},
            ],
        }

        def show_category(category_name):
            logging.info(f"Showing category: {category_name}")
            category_window, category_frame = self.create_scrollable_window(
                f"{category_name} Presets"
            )

            tk.Label(
                category_frame, text=f"{category_name} Presets", **self.label_style()
            ).pack(pady=10)

            for profile in profiles[category_name]:
                profile_frame = tk.Frame(category_frame, **self.frame_style())
                profile_frame.pack(fill="x", pady=5, padx=20)

                tk.Label(
                    profile_frame,
                    text=f"{profile['name']} ({profile['ports']})",
                    **self.label_style(),
                ).pack(side="left", padx=10)

                tk.Button(
                    profile_frame,
                    text="Enable",
                    command=lambda p=profile: self.toggle_profile(p, enable=True),
                    **self.button_style(),
                ).pack(side="left", padx=5)

                tk.Button(
                    profile_frame,
                    text="Disable",
                    command=lambda p=profile: self.toggle_profile(p, enable=False),
                    **self.button_style(),
                ).pack(side="left", padx=5)

            tk.Button(
                category_frame,
                text="Back to Predefined Port Profiles",
                font=("Segoe UI", 12, "bold"),
                bg="#34495E",
                fg="#ECF0F1",
                activebackground="#2C3E50",
                activeforeground="#ECF0F1",
                command=category_window.destroy,
            ).pack(pady=10)

        profiles_window, profiles_frame = self.create_scrollable_window(
            "Predefined Port Profiles"
        )

        tk.Label(
            profiles_frame,
            text="Select a category to configure ports:",
            **self.label_style(),
        ).pack(pady=10)

        for category_name in profiles.keys():
            tk.Button(
                profiles_frame,
                text=category_name,
                font=("Segoe UI", 12, "bold"),
                bg="#3498DB",
                fg="#FFFFFF",
                activebackground="#2980B9",
                activeforeground="#FFFFFF",
                command=lambda c=category_name: show_category(c),
            ).pack(fill="x", pady=5, padx=20)

        tk.Button(
            profiles_frame,
            text="Back to Main Menu",
            font=("Segoe UI", 12, "bold"),
            bg="#34495E",
            fg="#ECF0F1",
            activebackground="#2C3E50",
            activeforeground="#ECF0F1",
            command=profiles_window.destroy,
        ).pack(pady=10)

    def toggle_profile(self, profile, enable=True):
        logging.info(f"Toggling profile: {profile['name']} Enable: {enable}")
        action = "enable" if enable else "disable"
        confirmation = self.show_confirmation_dialog(
            f"{action.capitalize()} Profile",
            f"Are you sure you want to {action} the profile for {profile['name']} ({profile['ports']})?",
        )
        if not confirmation:
            return

        try:
            if enable:
                ports = profile["ports"].split(", ")
                for port_entry in ports:
                    if " " not in port_entry:
                        self.log_error(f"Invalid port entry: {port_entry}. Skipping...")
                        continue
                    protocol, port_range = port_entry.split(" ", 1)
                    protocols = protocol.split("/")
                    for proto in protocols:
                        proto = proto.upper()
                        if proto not in ["TCP", "UDP"]:
                            self.log_error(
                                f"Invalid protocol: {proto}. Must be TCP or UDP. Skipping..."
                            )
                            continue
                        subprocess.run(
                            [
                                "netsh",
                                "advfirewall",
                                "firewall",
                                "add",
                                "rule",
                                f"name={profile['name']} ({proto} {port_range})",
                                "dir=in",
                                "action=allow",
                                f"protocol={proto}",
                                f"localport={port_range}",
                            ],
                            check=True,
                        )
                self.log_action(
                    f"Enabled profile: {profile['name']} ({profile['ports']})"
                )
                self.show_message_dialog(
                    "Success", f"Enabled profile: {profile['name']}"
                )
            else:
                subprocess.run(
                    [
                        "netsh",
                        "advfirewall",
                        "firewall",
                        "delete",
                        "rule",
                        f"name={profile['name']}",
                    ],
                    check=True,
                )
                self.log_action(
                    f"Disabled profile: {profile['name']} ({profile['ports']})"
                )
                self.show_message_dialog(
                    "Success", f"Disabled profile: {profile['name']}"
                )
        except subprocess.CalledProcessError as e:
            self.show_message_dialog(
                "Error", f"Failed to {action} profile: {profile['name']}. Error: {e}"
            )

    def backup_firewall_rules(self):
        logging.info("Backing up firewall rules.")
        self.safe_execute(self._backup_firewall_rules)
        logging.info("Firewall rules backed up successfully.")

    def _backup_firewall_rules(self):
        file_path = filedialog.asksaveasfilename(
            defaultextension=".wfw", filetypes=[("Firewall Rules", "*.wfw")]
        )
        if file_path:
            try:
                subprocess.run(
                    ["netsh", "advfirewall", "export", file_path], check=True
                )
                self.log_action(f"Firewall rules backed up to {file_path}")
                self.show_messagebox("Success", "Firewall rules have been backed up.")
            except subprocess.CalledProcessError:
                self.show_messagebox(
                    "Error", "Failed to backup firewall rules.", "error"
                )

    def restore_firewall_rules(self):
        logging.info("Restoring firewall rules.")
        self.safe_execute(self._restore_firewall_rules)
        logging.info("Firewall rules restored successfully.")

    def _restore_firewall_rules(self):
        file_path = filedialog.askopenfilename(filetypes=[("Firewall Rules", "*.wfw")])
        if file_path:
            try:
                subprocess.run(
                    ["netsh", "advfirewall", "import", file_path], check=True
                )
                self.log_action(f"Firewall rules restored from {file_path}")
                self.show_messagebox("Success", "Firewall rules have been restored.")
            except subprocess.CalledProcessError:
                self.show_messagebox(
                    "Error", "Failed to restore firewall rules.", "error"
                )

    def toggle_firewall(self, enable=True):
        logging.info(f"Toggling firewall. Enable: {enable}")
        self.safe_execute(self._toggle_firewall, enable)
        logging.info(f"Firewall toggled. Enable: {enable}")

    def _toggle_firewall(self, enable):
        action = "enable" if enable else "disable"
        confirmation = self.show_confirmation_dialog(
            f"{action.capitalize()} Firewall",
            f"Are you sure you want to {action} the firewall?",
        )
        if not confirmation:
            return

        try:
            if enable:
                subprocess.run(
                    ["netsh", "advfirewall", "set", "allprofiles", "state", "on"],
                    check=True,
                )
                self.log_action("Firewall enabled")
                self.show_message_dialog("Success", "Firewall has been enabled.")
            else:
                subprocess.run(
                    ["netsh", "advfirewall", "set", "allprofiles", "state", "off"],
                    check=True,
                )
                self.log_action("Firewall disabled")
                self.show_message_dialog("Success", "Firewall has been disabled.")
        except subprocess.CalledProcessError:
            self.show_message_dialog("Error", f"Failed to {action} the firewall.")

    def list_active_rules(self):
        logging.info("Listing active firewall rules.")
        self.safe_execute(self._list_active_rules)
        logging.info("Active firewall rules listed successfully.")

    def _list_active_rules(self):
        try:
            result = subprocess.run(
                ["netsh", "advfirewall", "firewall", "show", "rule", "name=all"],
                capture_output=True,
                text=True,
                check=True,
            )
            self.show_message_dialog("Active Rules", result.stdout)
        except subprocess.CalledProcessError:
            self.show_message_dialog("Error", "Failed to list active rules.")

    def search_firewall_rule(self):
        logging.info("Searching for a firewall rule.")
        self.safe_execute(self._search_firewall_rule)
        logging.info("Firewall rule search completed.")

    def _search_firewall_rule(self):
        rule_name = self.show_input_dialog("Search Rule", "Enter the rule name:")
        if not rule_name:
            self.show_message_dialog("Error", "Rule name cannot be empty!")
            return
        try:
            result = subprocess.run(
                [
                    "netsh",
                    "advfirewall",
                    "firewall",
                    "show",
                    "rule",
                    f"name={rule_name}",
                ],
                capture_output=True,
                text=True,
                check=True,
            )
            if result.stdout:
                self.show_message_dialog("Rule Found", result.stdout)
            else:
                self.show_message_dialog(
                    "Rule Not Found", f"No rule found with name: {rule_name}"
                )
        except subprocess.CalledProcessError:
            self.show_message_dialog("Error", "Failed to search for the rule.")

    def delete_firewall_rule(self):
        logging.info("Deleting a firewall rule.")
        self.safe_execute(self._delete_firewall_rule)
        logging.info("Firewall rule deleted successfully.")

    def _delete_firewall_rule(self):
        rule_name = self.show_input_dialog("Delete Rule", "Enter the rule name:")
        if not rule_name:
            self.show_message_dialog("Error", "Rule name cannot be empty!")
            return
        try:
            subprocess.run(
                [
                    "netsh",
                    "advfirewall",
                    "firewall",
                    "delete",
                    "rule",
                    f"name={rule_name}",
                ],
                check=True,
            )
            self.log_action(f"Deleted rule: {rule_name}")
            self.show_message_dialog("Success", f"Rule {rule_name} has been deleted.")
        except subprocess.CalledProcessError:
            self.show_message_dialog("Error", f"Failed to delete rule: {rule_name}.")

    def export_logs(self):
        logging.info("Exporting logs.")
        self.safe_execute(self._export_logs)
        logging.info("Logs exported successfully.")

    def _export_logs(self):
        file_path = filedialog.asksaveasfilename(
            defaultextension=".log", filetypes=[("Log Files", "*.log")]
        )
        if file_path:
            try:
                with open(self.log_file, "r") as log:
                    with open(file_path, "w") as export_file:
                        export_file.write(log.read())
                self.show_message_dialog("Success", "Logs have been exported.")
            except Exception as e:
                self.show_message_dialog("Error", f"Failed to export logs: {e}")

    def view_statistics(self):
        logging.info("Viewing firewall statistics.")
        self.safe_execute(self._view_statistics)
        logging.info("Firewall statistics displayed successfully.")

    def _view_statistics(self):
        try:
            result = subprocess.run(
                ["netsh", "advfirewall", "firewall", "show", "rule", "name=all"],
                capture_output=True,
                text=True,
                check=True,
            )
            total_rules = result.stdout.count("Rule Name:")
            allow_rules = result.stdout.count("Action: Allow")
            block_rules = result.stdout.count("Action: Block")
            stats = f"Total Rules: {total_rules}\nAllow Rules: {allow_rules}\nBlock Rules: {block_rules}"
            self.show_message_dialog("Firewall Statistics", stats)
        except subprocess.CalledProcessError:
            self.show_message_dialog("Error", "Failed to retrieve firewall statistics.")

    def detect_port_conflicts(self):
        logging.info("Detecting port conflicts.")
        self.safe_execute(self._detect_port_conflicts)
        logging.info("Port conflict detection completed.")

    def _detect_port_conflicts(self):
        port = self.show_input_dialog("Detect Port Conflicts", "Enter the port number:")
        if not port:
            self.show_message_dialog("Error", "Port cannot be empty!")
            return
        try:
            result = subprocess.run(
                ["netstat", "-an"], capture_output=True, text=True, check=True
            )
            if f":{port}" in result.stdout:
                self.show_message_dialog(
                    "Port Conflict", f"Port {port} is already in use."
                )
            else:
                self.show_message_dialog("No Conflict", f"Port {port} is available.")
        except subprocess.CalledProcessError:
            self.show_message_dialog("Error", "Failed to detect port conflicts.")

    def view_network_profile(self):
        logging.info("Viewing network profile.")
        self.safe_execute(self._view_network_profile)
        logging.info("Network profile displayed successfully.")

    def _view_network_profile(self):
        try:
            result = subprocess.run(
                ["netsh", "advfirewall", "show", "currentprofile"],
                capture_output=True,
                text=True,
                check=True,
            )
            self.show_message_dialog("Network Profile", result.stdout)
        except subprocess.CalledProcessError:
            self.show_message_dialog("Error", "Failed to retrieve network profile.")

    def help_menu(self):
        logging.info("Displaying help menu.")
        self.safe_execute(self._help_menu)
        logging.info("Help menu displayed successfully.")

    def _help_menu(self):
        help_text = """
        Welcome to the N3xG3n Firewall Manager Help Menu!

        Below is a list of features and how to use them:

        1. **Open Specific Ports**
           - Opens a specific port or range of ports for inbound traffic.
           - **How to Use**: Enter the port number (e.g., 80) or range (e.g., 1000-2000) and select the protocol (TCP/UDP).
           - **Example**: To allow HTTP traffic, enter port 80 and select TCP.

        2. **Close Specific Ports**
           - Closes a specific port or range of ports.
           - **How to Use**: Enter the port number (e.g., 80) or range (e.g., 1000-2000) and select the protocol (TCP/UDP).
           - **Example**: To block HTTP traffic, enter port 80 and select TCP.

        3. **Query Port Status**
           - Checks if a specific port is open or closed.
           - **How to Use**: Enter the port number (e.g., 80) to check its status.
           - **Example**: To check if port 80 is open, enter 80.

        4. **Reset Firewall to Default**
           - Resets the firewall to its default configuration, removing all custom rules.
           - **How to Use**: Click the button and confirm the action when prompted.
           - **Warning**: This will erase all custom rules.

        5. **Predefined Port Profiles**
           - Provides predefined configurations for common applications and services.
           - **How to Use**: Select a category (e.g., Communication Tools, Game Servers) to view available profiles.
           - **Example**: To view ports for Minecraft, select "Game Servers".

        6. **Backup Firewall Rules**
           - Saves the current firewall rules to a file.
           - **How to Use**: Choose a location to save the backup file.
           - **Example**: Save the rules to "firewall_backup.wfw".

        7. **Restore Firewall Rules**
           - Restores firewall rules from a backup file.
           - **How to Use**: Select a previously saved backup file to restore the rules.
           - **Example**: Restore rules from "firewall_backup.wfw".

        8. **Enable/Disable Firewall**
           - Toggles the firewall state (on/off) for all profiles.
           - **How to Use**: Select "Yes" to enable or "No" to disable the firewall.
           - **Example**: To disable the firewall, select "No".

        9. **List Active Rules**
            - Displays all active firewall rules.
            - **How to Use**: Click the button to view the list of rules.
            - **Example**: Use this to review all currently active rules.

        10. **Search Firewall Rule**
            - Searches for a specific firewall rule by name.
            - **How to Use**: Enter the rule name to search for it.
            - **Example**: To find a rule named "Open Port 80", enter "Open Port 80".

        11. **Delete Firewall Rule**
            - Deletes a specific firewall rule by name.
            - **How to Use**: Enter the rule name to delete it.
            - **Example**: To delete a rule named "Open Port 80", enter "Open Port 80".

        12. **Export Logs**
            - Exports the log file to a user-specified location.
            - **How to Use**: Choose a location to save the log file.
            - **Example**: Save the logs to "firewall_logs.log".

        13. **View Statistics**
            - Displays statistics about the current firewall rules.
            - **Details**: Shows the total number of rules, allow rules, and block rules.
            - **How to Use**: Click the button to view the statistics.

        14. **Detect Port Conflicts**
            - Checks if a specific port is already in use.
            - **How to Use**: Enter the port number to check for conflicts.
            - **Example**: To check if port 80 is in use, enter 80.

        15. **View Network Profile**
            - Displays the current network profile (e.g., Public, Private, Domain).
            - **How to Use**: Click the button to view the profile.

        16. **Windows Commands**
            - Provides a list of helpful Windows commands and allows you to execute them.
            - **How to Use**: Click the "Windows Commands" button to open the commands window. Select a predefined command or enter a custom command to execute.
            - **Examples**:
              - Predefined Commands:
                - "Ping Google": Tests connectivity to Google.
                - "Run SFC Scan": Scans and repairs system files.
                - "Flush DNS Cache": Clears the DNS cache.
              - Custom Commands:
                - Enter any valid Windows command in the input field and click "Run Command".

        17. **Execute Custom Command**
            - Allows you to manually execute any Windows command.
            - **How to Use**: Enter the command in the input field in the "Windows Commands" window and click "Run Command".
            - **Example**: To check disk space, enter `dir` and click "Run Command".

        18. **Set Color Theme**
           - Changes the application's background color for a personalized experience.
           - **How to Use**: Select a color theme from the list of available options.
           - **Example**: To set the background to blue, select "Blue".

        19. **Admin Panel**
            - Accessible only to admin users. Includes features like:
              - View Active Connections
              - Import/Export Firewall Rules
              - Monitor System Resources
              - Manage Whitelist/Blacklist
              - Schedule Firewall Tasks
              - Manage Users

        20. **Ping and Traceroute**
            - Provides tools for network diagnostics.

        21. **Firewall Rule Simulator**
            - Simulates how firewall rules will affect traffic.

        22. **Geo-IP Blocking**
            - Blocks traffic from specific countries.

        23. **Generate Reports**
            - Generates detailed reports on firewall activity, rule usage, and network traffic.

        24. **Export Reports**
            - Exports reports in formats like CSV or Excel.

        25. **Port Scanning**
            - Scans for open ports on the local machine or network.

        26. **Validate Firewall Rule**
            - Validates a firewall rule before applying it.

        27. **Malware Detection**
            - Scans files for potential malware.

        28. **Custom Themes**
            - Allows users to create and save their own color themes.

        29. **Language Support**
            - Adds multi-language support for the application.

        30. **Customizable Dashboard**
            - Allows users to rearrange or hide sections of the main menu.

        31. **Network Monitoring**
            - Provides tools for real-time traffic analysis, bandwidth usage, and intrusion detection.

        32. **Live Data Viewer**
            - Displays live network traffic in a separate window.

        33. **Optimize Rules**
            - Analyzes and suggests optimizations for existing firewall rules.

        34. **Help Menu**
            - Displays this help menu.

        35. **Exit**
            - Closes the application.

        If you have any questions or need further assistance, feel free to email me at [email redacted].
        """

        help_window, help_frame = self.create_scrollable_window(
            "Help Menu", width=600, height=800
        )

        tk.Label(
            help_frame,
            text=help_text,
            font=("Arial", 12),
            fg="#ECF0F1",
            bg=self.color_theme["background"],
            justify="left",
            wraplength=580,
        ).pack(pady=10, padx=10)

    def start_session_monitor(self):
        logging.info("Starting session monitor.")
        if self.session_timeout is not None:
            if time.time() - self.last_activity > self.session_timeout:
                logging.warning("Session timeout detected. Re-authenticating user.")
                self.show_message_dialog(
                    "Session Timeout", "Your session has expired. Please log in again."
                )
                self.authenticate_user()
            else:
                self.root.after(1000, self.start_session_monitor)
        else:
            logging.info("Session timeout is disabled.")

    def reset_activity_timer(self):
        logging.info("Resetting activity timer.")
        self.last_activity = time.time()
        logging.info("Activity timer reset.")

    def update_traffic_viewer(self):
        logging.info("Updating traffic viewer.")
        self.safe_execute(self._update_traffic_viewer)
        logging.info("Traffic viewer updated successfully.")

    def _update_traffic_viewer(self):
        try:
            result = subprocess.run(
                ["netstat", "-an"], capture_output=True, text=True, shell=True
            )
            output = result.stdout if result.returncode == 0 else result.stderr

            filtered_lines = []
            for line in output.splitlines():
                if "ESTABLISHED" in line or "CLOSE_WAIT" in line:
                    parts = line.split()
                    if len(parts) >= 4:
                        protocol = parts[0]
                        local_address = parts[1]
                        remote_address = parts[2]
                        filtered_lines.append(
                            f"{protocol} | Local: {local_address} | Remote: {remote_address}"
                        )

            self.traffic_viewer.config(state="normal")
            self.traffic_viewer.delete("1.0", "end")
            self.traffic_viewer.insert("1.0", "\n".join(filtered_lines))
            self.traffic_viewer.see("end")
            self.traffic_viewer.config(state="disabled")
            self.root.after(5000, self.update_traffic_viewer)
        except Exception as e:
            self.log_action(f"Error updating traffic viewer: {e}")

    def reset_firewall(self):
        logging.info("Resetting firewall to default settings.")
        self.safe_execute(self._reset_firewall)
        logging.info("Firewall reset completed.")

    def _reset_firewall(self):
        confirmed = self.show_confirmation_dialog(
            "Reset Firewall",
            "Are you sure you want to reset the firewall to default settings?",
        )
        if confirmed:
            try:
                subprocess.run(["netsh", "advfirewall", "reset"], check=True)
                self.log_action("Firewall reset to default settings.")
                self.show_message_dialog(
                    "Success", "Firewall has been reset to default settings."
                )
            except subprocess.CalledProcessError as e:
                self.log_error(f"Failed to reset the firewall: {e}")
                self.show_message_dialog("Error", "Failed to reset the firewall.")

    def open_admin_panel(self):
        logging.info("Opening admin panel.")
        if not getattr(self, "is_admin_user", False):
            self.show_message_dialog(
                "Access Denied",
                "You must be logged in as an admin to access the admin panel.",
            )
            return

        admin_window = tk.Toplevel(self.root)
        admin_window.title("Admin Panel")
        admin_window.geometry("800x600")
        admin_window.configure(bg=self.color_theme["background"])

        tk.Label(
            admin_window,
            text="Admin Panel",
            font=("Segoe UI", 16, "bold"),
            fg="#ECF0F1",
            bg=self.color_theme["background"],
        ).pack(pady=10)

        admin_buttons = [
            ("View Active Connections", self.view_active_connections),
            ("Import Firewall Rules", self.restore_firewall_rules),
            ("Export Firewall Rules", self.backup_firewall_rules),
            ("Monitor System Resources", self.monitor_system_resources),
            ("Manage Whitelist/Blacklist", self.manage_whitelist_blacklist),
            ("Schedule Firewall Tasks", self.schedule_firewall_tasks),
            ("Manage Users", self.manage_users),
            ("View System Logs", self.view_system_logs),
            ("Clear Firewall Logs", self.clear_firewall_logs),
            ("Advanced Rule Management", self.advanced_rule_management),
            ("View Network Traffic", self.view_network_traffic),
            ("Generate Security Audit Report", self.generate_security_audit_report),
            ("Backup and Restore Settings", self.backup_restore_settings),
        ]
        for text, command in admin_buttons:
            tk.Button(
                admin_window, text=text, command=command, **self.button_style()
            ).pack(fill="x", pady=5, padx=20)

        tk.Button(
            admin_window,
            text="Close Admin Panel",
            command=admin_window.destroy,
            **self.button_style(),
        ).pack(fill="x", pady=20, padx=20)

    def view_system_logs(self):
        logging.info("Viewing system logs.")
        logging.info("System logs viewed successfully.")

    def clear_firewall_logs(self):
        logging.info("Clearing firewall logs.")
        logging.info("Firewall logs cleared successfully.")

    def advanced_rule_management(self):
        logging.info("Managing advanced rules.")
        try:
            management_window, management_frame = self.create_scrollable_window(
                "Advanced Rule Management", width=800, height=600
            )

            tk.Label(
                management_frame,
                text="Advanced Rule Management",
                font=("Segoe UI", 14, "bold"),
                bg=self.color_theme["background"],
                fg=self.color_theme["foreground"],
            ).pack(pady=10)

            tk.Label(
                management_frame,
                text="Existing Firewall Rules:",
                font=("Segoe UI", 12, "bold"),
                bg=self.color_theme["background"],
                fg=self.color_theme["foreground"],
            ).pack(pady=5)

            rules_text = tk.Text(
                management_frame,
                font=("Courier", 10),
                bg=self.color_theme["entry_bg"],
                fg=self.color_theme["entry_fg"],
                wrap="none",
                state="normal",
                height=15,
            )
            rules_text.pack(fill="both", expand=True, padx=10, pady=10)

            try:
                result = subprocess.run(
                    ["netsh", "advfirewall", "firewall", "show", "rule", "name=all"],
                    capture_output=True,
                    text=True,
                    check=True,
                )
                rules_text.insert("1.0", result.stdout)
                rules_text.config(state="disabled")
            except subprocess.CalledProcessError as e:
                rules_text.insert("1.0", f"Failed to fetch rules: {e}")
                rules_text.config(state="disabled")

            button_frame = tk.Frame(management_frame, bg=self.color_theme["background"])
            button_frame.pack(pady=10)

            tk.Button(
                button_frame,
                text="Add Rule",
                command=self.add_firewall_rule,
                **self.button_style(),
            ).pack(side="left", padx=10)

            tk.Button(
                button_frame,
                text="Edit Rule",
                command=self.edit_firewall_rule,
                **self.button_style(),
            ).pack(side="left", padx=10)

            tk.Button(
                button_frame,
                text="Delete Rule",
                command=self.delete_firewall_rule,
                **self.button_style(),
            ).pack(side="left", padx=10)

            self.log_action("Accessed advanced rule management.")
        except Exception as e:
            self.log_error(f"Failed to open advanced rule management: {e}")
            self.show_message_dialog(
                "Error", f"Failed to open advanced rule management: {e}"
            )

    def add_firewall_rule(self):
        logging.info("Adding a new firewall rule.")
        inputs = self.show_custom_port_dialog(
            "Add Firewall Rule",
            ["Rule Name", "Port Number", "Protocol (TCP/UDP)", "Action (Allow/Block)"],
        )
        rule_name = inputs.get("Rule Name")
        port = inputs.get("Port Number")
        protocol = inputs.get("Protocol (TCP/UDP)").upper()
        action = inputs.get("Action (Allow/Block)").lower()

        if not rule_name or not port or not protocol or not action:
            self.show_message_dialog("Error", "All fields are required!")
            return

        if protocol not in ["TCP", "UDP"]:
            self.show_message_dialog(
                "Error", "Invalid protocol! Please enter TCP or UDP."
            )
            return

        if action not in ["allow", "block"]:
            self.show_message_dialog(
                "Error", "Invalid action! Please enter Allow or Block."
            )
            return

        try:
            subprocess.run(
                [
                    "netsh",
                    "advfirewall",
                    "firewall",
                    "add",
                    "rule",
                    f"name={rule_name}",
                    "dir=in",
                    f"action={action}",
                    f"protocol={protocol}",
                    f"localport={port}",
                ],
                check=True,
            )
            self.log_action(f"Added firewall rule: {rule_name}")
            self.show_message_dialog(
                "Success", f"Firewall rule '{rule_name}' has been added."
            )
        except subprocess.CalledProcessError as e:
            self.show_message_dialog("Error", f"Failed to add rule: {e}")

    def edit_firewall_rule(self):
        logging.info("Editing an existing firewall rule.")
        rule_name = self.show_input_dialog(
            "Edit Firewall Rule", "Enter the name of the rule to edit:"
        )
        if not rule_name:
            self.show_message_dialog("Error", "Rule name cannot be empty!")
            return

        try:
            result = subprocess.run(
                [
                    "netsh",
                    "advfirewall",
                    "firewall",
                    "show",
                    "rule",
                    f"name={rule_name}",
                ],
                capture_output=True,
                text=True,
                check=True,
            )
            if not result.stdout:
                self.show_message_dialog(
                    "Error", f"No rule found with name: {rule_name}"
                )
                return

            inputs = self.show_custom_port_dialog(
                "Edit Firewall Rule",
                [
                    "New Rule Name",
                    "Port Number",
                    "Protocol (TCP/UDP)",
                    "Action (Allow/Block)",
                ],
            )
            new_rule_name = inputs.get("New Rule Name") or rule_name
            port = inputs.get("Port Number")
            protocol = inputs.get("Protocol (TCP/UDP)").upper()
            action = inputs.get("Action (Allow/Block)").lower()

            if not port or not protocol or not action:
                self.show_message_dialog("Error", "All fields are required!")
                return

            if protocol not in ["TCP", "UDP"]:
                self.show_message_dialog(
                    "Error", "Invalid protocol! Please enter TCP or UDP."
                )
                return

            if action not in ["allow", "block"]:
                self.show_message_dialog(
                    "Error", "Invalid action! Please enter Allow or Block."
                )
                return

            subprocess.run(
                [
                    "netsh",
                    "advfirewall",
                    "firewall",
                    "delete",
                    "rule",
                    f"name={rule_name}",
                ],
                check=True,
            )
            subprocess.run(
                [
                    "netsh",
                    "advfirewall",
                    "firewall",
                    "add",
                    "rule",
                    f"name={new_rule_name}",
                    "dir=in",
                    f"action={action}",
                    f"protocol={protocol}",
                    f"localport={port}",
                ],
                check=True,
            )
            self.log_action(f"Edited firewall rule: {rule_name} -> {new_rule_name}")
            self.show_message_dialog(
                "Success", f"Firewall rule '{rule_name}' has been updated."
            )
        except subprocess.CalledProcessError as e:
            self.show_message_dialog("Error", f"Failed to edit rule: {e}")

    def view_network_traffic(self):
        logging.info("Viewing network traffic.")
        try:
            traffic_window, traffic_frame = self.create_scrollable_window(
                "Network Traffic", width=600, height=400
            )
            tk.Label(
                traffic_frame,
                text="Network Traffic",
                font=("Segoe UI", 14, "bold"),
                bg=self.color_theme["background"],
                fg=self.color_theme["foreground"],
            ).pack(pady=10)

            result = subprocess.run(
                ["netstat", "-an"], capture_output=True, text=True, check=True
            )
            traffic_data = result.stdout

            traffic_text = tk.Text(
                traffic_frame,
                font=("Courier", 10),
                bg=self.color_theme["entry_bg"],
                fg=self.color_theme["entry_fg"],
                wrap="none",
                state="normal",
                height=15,
            )
            traffic_text.pack(fill="both", expand=True, padx=10, pady=10)

            traffic_text.insert("1.0", traffic_data)
            traffic_text.config(state="disabled")

            self.log_action("Viewed network traffic.")
        except Exception as e:
            self.log_error(f"Failed to view network traffic: {e}")
            self.show_message_dialog("Error", f"Failed to view network traffic: {e}")

    def generate_security_audit_report(self):
        logging.info("Generating security audit report.")
        try:
            firewall_result = subprocess.run(
                ["netsh", "advfirewall", "firewall", "show", "rule", "name=all"],
                capture_output=True,
                text=True,
                check=True,
            )
            firewall_rules = firewall_result.stdout.splitlines()
            total_rules = len([line for line in firewall_rules if "Rule Name:" in line])
            allow_rules = len(
                [line for line in firewall_rules if "Action: Allow" in line]
            )
            block_rules = len(
                [line for line in firewall_rules if "Action: Block" in line]
            )

            traffic_result = subprocess.run(
                ["netstat", "-an"], capture_output=True, text=True, check=True
            )
            traffic_data = traffic_result.stdout.splitlines()
            established_connections = len(
                [line for line in traffic_data if "ESTABLISHED" in line]
            )
            listening_connections = len(
                [line for line in traffic_data if "LISTENING" in line]
            )

            report_data = (
                "Security Audit Report\n\n"
                f"Firewall Rules:\n"
                f"  - Total Rules: {total_rules}\n"
                f"  - Allow Rules: {allow_rules}\n"
                f"  - Block Rules: {block_rules}\n\n"
                f"Network Traffic:\n"
                f"  - Established Connections: {established_connections}\n"
                f"  - Listening Connections: {listening_connections}\n\n"
                "Analysis:\n"
                "  - Ensure that unnecessary ports are closed.\n"
                "  - Review rules allowing external access to sensitive services.\n"
                "  - Monitor established connections for unusual activity.\n"
            )

            report_window, report_frame = self.create_scrollable_window(
                "Security Audit Report", width=600, height=400
            )
            report_text = tk.Text(
                report_frame,
                font=("Courier", 10),
                bg=self.color_theme["entry_bg"],
                fg=self.color_theme["entry_fg"],
                wrap="word",
                state="normal",
                height=20,
            )
            report_text.pack(fill="both", expand=True, padx=10, pady=10)
            report_text.insert("1.0", report_data)
            report_text.config(state="disabled")

            self.log_action("Generated security audit report.")
        except Exception as e:
            self.log_error(f"Failed to generate security audit report: {e}")
            self.show_message_dialog(
                "Error", f"Failed to generate security audit report: {e}"
            )

    def backup_restore_settings(self):
        logging.info("Backing up and restoring settings.")
        logging.info("Settings backed up and restored successfully.")

    def view_active_connections(self):
        logging.info("Viewing active connections.")
        logging.info("Active connections viewed successfully.")

    def monitor_system_resources(self):
        logging.info("Monitoring system resources.")
        logging.info("System resources monitored successfully.")

    def manage_whitelist_blacklist(self):
        logging.info("Managing whitelist/blacklist.")
        logging.info("Whitelist/blacklist managed successfully.")

    def schedule_firewall_tasks(self):
        logging.info("Scheduling firewall tasks.")
        logging.info("Firewall tasks scheduled successfully.")

    def view_logs(self):
        logging.info("Viewing logs.")
        logs_window, logs_frame = self.create_scrollable_window(
            "View Logs", width=600, height=400
        )

        tk.Label(
            logs_frame,
            text="Action Logs",
            font=("Segoe UI", 14, "bold"),
            fg="#ECF0F1",
            bg=self.color_theme["background"],
        ).pack(pady=10)

        try:
            with open(self.log_file, "r") as log:
                logs = log.read()
        except Exception as e:
            logs = f"Failed to load logs: {e}"

        text_widget = tk.Text(
            logs_frame,
            font=("Courier", 10),
            bg="#2C3E50",
            fg="#ECF0F1",
            wrap="word",
            state="normal",
            height=10,
        )
        text_widget.insert("1.0", logs)
        text_widget.config(state="disabled")
        text_widget.pack(fill="both", expand=True, padx=10, pady=10)
        logging.info("Logs viewed successfully.")

    def clear_browser_cache(self):
        logging.info("Clearing browser cache.")
        try:
            browser_cache_paths = {
                "Google Chrome": os.path.expanduser(
                    "~\\AppData\\Local\\Google\\Chrome\\User Data\\Default\\Cache"
                ),
                "Mozilla Firefox": os.path.expanduser(
                    "~\\AppData\\Local\\Mozilla\\Firefox\\Profiles"
                ),
                "Microsoft Edge": os.path.expanduser(
                    "~\\AppData\\Local\\Microsoft\\Edge\\User Data\\Default\\Cache"
                ),
            }

            for browser, path in browser_cache_paths.items():
                if os.path.exists(path):
                    shutil.rmtree(path, ignore_errors=True)
                    self.log_action(f"Cleared cache for {browser}.")
                else:
                    self.log_action(f"No cache found for {browser}.")

            self.show_message_dialog(
                "Cache Cleaner", "Browser cache cleared successfully!"
            )
        except Exception as e:
            self.log_error(f"Failed to clear browser cache: {e}")
            self.show_message_dialog("Error", f"Failed to clear browser cache: {e}")

    def defragment_drives(self):
        logging.info("Defragmenting drives.")

        def get_available_drives():
            drives = [
                f"{letter}:"
                for letter in string.ascii_uppercase
                if os.path.exists(f"{letter}:\\")
            ]
            return drives

        def run_defrag(selected_drive):
            try:
                result = subprocess.run(
                    ["defrag", selected_drive, "/U", "/V"],
                    capture_output=True,
                    text=True,
                    check=True,
                )
                self.show_message_dialog(
                    "Defragmentation Complete",
                    f"Drive {selected_drive}:\n{result.stdout}",
                )
            except subprocess.CalledProcessError as e:
                self.show_message_dialog(
                    "Error", f"Failed to defragment drive {selected_drive}: {e}"
                )
            except Exception as e:
                self.show_message_dialog("Error", f"An unexpected error occurred: {e}")

        defrag_window = tk.Toplevel(self.root)
        defrag_window.title("Select Drive to Defragment")
        defrag_window.geometry("400x200")
        defrag_window.configure(bg=self.color_theme["background"])

        tk.Label(
            defrag_window, text="Select a drive to defragment:", **self.label_style()
        ).pack(pady=10)

        drives = get_available_drives()
        if not drives:
            self.show_message_dialog("Error", "No available drives detected.")
            defrag_window.destroy()
            return

        selected_drive = tk.StringVar(value=drives[0])
        tk.OptionMenu(defrag_window, selected_drive, *drives).pack(pady=10)

        def start_defrag():
            drive = selected_drive.get()
            defrag_window.destroy()
            threading.Thread(target=run_defrag, args=(drive,), daemon=True).start()

        tk.Button(
            defrag_window,
            text="Start Defragmentation",
            command=start_defrag,
            **self.button_style(),
        ).pack(pady=10)

    def manage_users(self):
        logging.info("Managing users.")
        manage_window, manage_frame = self.create_scrollable_window(
            "Manage Users", width=600, height=400
        )

        tk.Label(
            manage_frame,
            text="Manage Users",
            font=("Segoe UI", 14, "bold"),
            fg="#ECF0F1",
            bg=self.color_theme["background"],
        ).pack(pady=10)

        for username in self.users.keys():
            user_frame = tk.Frame(manage_frame, **self.frame_style())
            user_frame.pack(fill="x", pady=5, padx=20)

            tk.Label(user_frame, text=username, **self.label_style()).pack(
                side="left", padx=10
            )

            if username != self.admin_username:
                tk.Button(
                    user_frame,
                    text="Delete",
                    command=lambda u=username: self.delete_user(u, manage_window),
                    **self.button_style(),
                ).pack(side="right", padx=10)
        logging.info("Users managed successfully.")

    def delete_user(self, username, window):
        logging.info(f"Deleting user: {username}")
        confirmed = self.show_confirmation_dialog(
            "Delete User", f"Are you sure you want to delete the user '{username}'?"
        )
        if confirmed:
            del self.users[username]
            self.save_users()
            self.log_action(f"Deleted user: {username}")
            self.show_message_dialog("Success", f"User '{username}' has been deleted.")
            window.destroy()
            self.manage_users()
        logging.info(f"User {username} deleted successfully.")

    def optimize_rules(self):
        logging.info("Optimizing firewall rules.")
        self.safe_execute(self._optimize_rules)
        logging.info("Firewall rules optimization completed.")

    def _optimize_rules(self):
        try:
            print("Analyzing firewall rules for optimization...")
            result = subprocess.run(
                ["netsh", "advfirewall", "firewall", "show", "rule", "name=all"],
                capture_output=True,
                text=True,
                check=True,
            )
            rules = result.stdout.splitlines()
            duplicate_rules = {}
            for line in rules:
                if "Rule Name:" in line:
                    rule_name = line.split(":", 1)[1].strip()
                    duplicate_rules[rule_name] = duplicate_rules.get(rule_name, 0) + 1

            suggestions = []
            for rule, count in duplicate_rules.items():
                if count > 1:
                    suggestions.append(
                        f"Rule '{rule}' is duplicated {count} times. Consider consolidating it."
                    )

            optimization_window, optimization_frame = self.create_scrollable_window(
                "Rule Optimization Suggestions", width=600, height=400
            )

            if suggestions:
                tk.Label(
                    optimization_frame,
                    text="Optimization Suggestions:",
                    **self.label_style(),
                ).pack(pady=10)

                for suggestion in suggestions:
                    tk.Label(
                        optimization_frame,
                        text=suggestion,
                        **self.label_style(),
                        wraplength=580,
                        justify="left",
                    ).pack(anchor="w", padx=10, pady=5)

                self.log_action("Rule optimization suggestions provided.")
            else:
                tk.Label(
                    optimization_frame,
                    text="No optimizations needed. All rules are unique.",
                    **self.label_style(),
                ).pack(pady=10)
                self.log_action("No rule optimizations needed.")
        except subprocess.CalledProcessError as e:
            self.show_message_dialog("Error", f"Failed to analyze firewall rules: {e}")
            self.log_error(f"Failed to analyze firewall rules: {e}")
        except Exception as e:
            self.show_message_dialog("Error", f"An unexpected error occurred: {e}")
            self.log_error(f"Unexpected error in optimize_rules: {e}")

    def monitor_resources(self):
        logging.info("Monitoring system resources.")
        self.safe_execute(self._monitor_resources)
        logging.info("System resource monitoring completed.")

    def _monitor_resources(self):
        try:
            print("Monitoring system resources...")
            resource_window, resource_frame = self.create_scrollable_window(
                "Resource Monitoring", width=400, height=300
            )

            cpu_label = tk.Label(
                resource_frame, text="CPU Usage: ", **self.label_style()
            )
            cpu_label.pack(pady=10)

            memory_label = tk.Label(
                resource_frame, text="Memory Usage: ", **self.label_style()
            )
            memory_label.pack(pady=10)

            def update_resources():
                try:
                    cpu_usage = psutil.cpu_percent(interval=1)
                    memory_info = psutil.virtual_memory()
                    memory_usage = memory_info.percent

                    cpu_label.config(text=f"CPU Usage: {cpu_usage}%")
                    memory_label.config(text=f"Memory Usage: {memory_usage}%")
                    resource_window.after(1000, update_resources)
                except Exception as e:
                    self.log_error(f"Error updating resource usage: {e}")
                    self.show_message_dialog(
                        "Error", f"Failed to update resource usage: {e}"
                    )

            update_resources()
        except Exception as e:
            self.show_message_dialog("Error", f"Failed to monitor resources: {e}")
            self.log_error(f"Failed to monitor resources: {e}")

    def ping_and_traceroute(self):
        logging.info("Running Ping and Traceroute tools.")
        self.safe_execute(self._ping_and_traceroute)
        logging.info("Ping and Traceroute completed.")

    def _ping_and_traceroute(self):
        diagnostics_window, diagnostics_frame = self.create_scrollable_window(
            "Ping and Traceroute", width=600, height=400
        )

        tk.Label(
            diagnostics_frame, text="Network Diagnostics", **self.label_style()
        ).pack(pady=10)

        tk.Label(
            diagnostics_frame,
            text="Enter Hostname or IP Address:",
            **self.label_style(),
        ).pack(pady=5)

        host_var = tk.StringVar()
        host_entry = tk.Entry(
            diagnostics_frame, textvariable=host_var, **self.entry_style()
        )
        host_entry.pack(pady=5, padx=20, fill="x")

        def run_ping():
            host = host_var.get()
            if not host:
                self.show_message_dialog(
                    "Error", "Hostname or IP Address cannot be empty!"
                )
                return
            try:
                result = subprocess.run(
                    ["ping", "-n", "4", host],
                    capture_output=True,
                    text=True,
                    check=True,
                )
                self.show_message_dialog("Ping Results", result.stdout)
            except subprocess.CalledProcessError as e:
                self.show_message_dialog("Error", f"Ping failed: {e}")

        def run_traceroute():
            host = host_var.get()
            if not host:
                self.show_message_dialog(
                    "Error", "Hostname or IP Address cannot be empty!"
                )
                return
            try:
                result = subprocess.run(
                    ["tracert", host], capture_output=True, text=True, check=True
                )
                self.show_message_dialog("Traceroute Results", result.stdout)
            except subprocess.CalledProcessError as e:
                self.show_message_dialog("Error", f"Traceroute failed: {e}")

        tk.Button(
            diagnostics_frame, text="Run Ping", command=run_ping, **self.button_style()
        ).pack(pady=5)

        tk.Button(
            diagnostics_frame,
            text="Run Traceroute",
            command=run_traceroute,
            **self.button_style(),
        ).pack(pady=5)

    def firewall_rule_simulator(self):
        logging.info("Simulating firewall rules.")
        self.safe_execute(self._firewall_rule_simulator)
        logging.info("Firewall rule simulation completed.")

    def _firewall_rule_simulator(self):
        simulator_window, simulator_frame = self.create_scrollable_window(
            "Firewall Rule Simulator", width=600, height=400
        )

        tk.Label(
            simulator_frame, text="Firewall Rule Simulator", **self.label_style()
        ).pack(pady=10)

        tk.Label(
            simulator_frame, text="Enter Rule Details:", **self.label_style()
        ).pack(pady=5)

        fields = [
            "Port Number or Range (e.g., 80 or 1000-2000)",
            "Protocol (TCP/UDP)",
            "Action (Allow/Block)",
        ]
        field_vars = {field: tk.StringVar() for field in fields}

        for field, var in field_vars.items():
            tk.Label(simulator_frame, text=field, **self.label_style()).pack(pady=5)
            tk.Entry(simulator_frame, textvariable=var, **self.entry_style()).pack(
                pady=5, padx=20, fill="x"
            )

        def simulate_rule():
            port = field_vars["Port Number or Range (e.g., 80 or 1000-2000)"].get()
            protocol = field_vars["Protocol (TCP/UDP)"].get().upper()
            action = field_vars["Action (Allow/Block)"].get().lower()

            if not port or not protocol or not action:
                self.show_message_dialog("Error", "All fields are required!")
                return

            if protocol not in ["TCP", "UDP"]:
                self.show_message_dialog(
                    "Error", "Invalid protocol! Please enter TCP or UDP."
                )
                return

            if action not in ["allow", "block"]:
                self.show_message_dialog(
                    "Error", "Invalid action! Please enter Allow or Block."
                )
                return

            self.show_message_dialog(
                "Simulation Results",
                f"Simulated Rule:\nPort: {port}\nProtocol: {protocol}\nAction: {action.capitalize()}\n"
                "This rule would be applied successfully.",
            )

        tk.Button(
            simulator_frame,
            text="Simulate Rule",
            command=simulate_rule,
            **self.button_style(),
        ).pack(pady=10)

    def geo_ip_blocking(self):
        logging.info("Blocking traffic from specific countries (Geo-IP).")
        self.safe_execute(self._geo_ip_blocking)
        logging.info("Geo-IP blocking simulation completed.")

    def _geo_ip_blocking(self):
        geo_window, geo_frame = self.create_scrollable_window(
            "Geo-IP Blocking", width=600, height=400
        )

        tk.Label(geo_frame, text="Geo-IP Blocking", **self.label_style()).pack(pady=10)

        tk.Label(
            geo_frame,
            text="Enter Country Codes (comma-separated, e.g., US, CN, RU):",
            **self.label_style(),
        ).pack(pady=5)

        country_var = tk.StringVar()
        country_entry = tk.Entry(
            geo_frame, textvariable=country_var, **self.entry_style()
        )
        country_entry.pack(pady=5, padx=20, fill="x")

        def block_countries():
            countries = country_var.get()
            if not countries:
                self.show_message_dialog("Error", "Country codes cannot be empty!")
                return

            country_list = [code.strip().upper() for code in countries.split(",")]
            self.show_message_dialog(
                "Geo-IP Blocking",
                f"Traffic from the following countries would be blocked:\n{', '.join(country_list)}",
            )
            self.log_action(
                f"Geo-IP Blocking simulated for countries: {', '.join(country_list)}"
            )

        tk.Button(
            geo_frame,
            text="Simulate Geo-IP Blocking",
            command=block_countries,
            **self.button_style(),
        ).pack(pady=10)

    def generate_reports(self):
        logging.info("Generating reports.")
        self.safe_execute(self._generate_reports)
        logging.info("Reports generated successfully.")

    def _generate_reports(self):
        report_window, report_frame = self.create_scrollable_window(
            "Generate Reports", width=600, height=400
        )

        tk.Label(report_frame, text="Generate Reports", **self.label_style()).pack(
            pady=10
        )

        tk.Label(report_frame, text="Select Report Type:", **self.label_style()).pack(
            pady=5
        )

        report_types = ["Firewall Activity", "Rule Usage", "Network Traffic"]
        report_var = tk.StringVar(value=report_types[0])

        for report_type in report_types:
            tk.Radiobutton(
                report_frame,
                text=report_type,
                variable=report_var,
                value=report_type,
                **self.label_style(),
                bg=self.color_theme["background"],
                selectcolor=self.color_theme["frame_bg"],
            ).pack(anchor="w", padx=20)

        def generate_report():
            selected_report = report_var.get()
            if selected_report == "Firewall Activity":
                self._generate_firewall_activity_report()
            elif selected_report == "Rule Usage":
                self._generate_rule_usage_report()
            elif selected_report == "Network Traffic":
                self._generate_network_traffic_report()

        tk.Button(
            report_frame,
            text="Generate Report",
            command=generate_report,
            **self.button_style(),
        ).pack(pady=10)

    def _generate_firewall_activity_report(self):
        logging.info("Generating firewall activity report.")
        try:
            result = subprocess.run(
                ["netsh", "advfirewall", "firewall", "show", "rule", "name=all"],
                capture_output=True,
                text=True,
                check=True,
            )
            rules = result.stdout.splitlines()
            total_rules = len([line for line in rules if "Rule Name:" in line])
            allow_rules = len([line for line in rules if "Action: Allow" in line])
            block_rules = len([line for line in rules if "Action: Block" in line])

            data = {
                "Category": ["Total Rules", "Allow Rules", "Block Rules"],
                "Count": [total_rules, allow_rules, block_rules],
            }
            self._visualize_data(data, "Firewall Activity Report")
        except subprocess.CalledProcessError as e:
            self.show_message_dialog(
                "Error", f"Failed to generate firewall activity report: {e}"
            )

    def _generate_rule_usage_report(self):
        logging.info("Generating rule usage report.")
        try:
            result = subprocess.run(
                ["netsh", "advfirewall", "firewall", "show", "rule", "name=all"],
                capture_output=True,
                text=True,
                check=True,
            )
            rules = result.stdout.splitlines()
            rule_names = [
                line.split(":", 1)[1].strip() for line in rules if "Rule Name:" in line
            ]
            rule_counts = {rule: rule_names.count(rule) for rule in set(rule_names)}

            data = {
                "Rule Name": list(rule_counts.keys()),
                "Usage Count": list(rule_counts.values()),
            }
            self._visualize_data(data, "Rule Usage Report", chart_type="bar")
        except subprocess.CalledProcessError as e:
            self.show_message_dialog(
                "Error", f"Failed to generate rule usage report: {e}"
            )

    def _generate_network_traffic_report(self):
        logging.info("Generating network traffic report.")
        try:
            result = subprocess.run(
                ["netstat", "-an"], capture_output=True, text=True, check=True
            )
            connections = [
                line for line in result.stdout.splitlines() if "ESTABLISHED" in line
            ]
            protocols = [line.split()[0] for line in connections]
            protocol_counts = {
                protocol: protocols.count(protocol) for protocol in set(protocols)
            }

            data = {
                "Protocol": list(protocol_counts.keys()),
                "Connection Count": list(protocol_counts.values()),
            }
            self._visualize_data(data, "Network Traffic Report", chart_type="pie")
        except subprocess.CalledProcessError as e:
            self.show_message_dialog(
                "Error", f"Failed to generate network traffic report: {e}"
            )

    def _visualize_data(self, data, title, chart_type="bar"):
        logging.info(f"Visualizing data: {title}")
        try:
            df = pd.DataFrame(data)
            fig, ax = plt.subplots(figsize=(8, 6))

            if chart_type == "bar":
                df.plot(
                    kind="bar", x=df.columns[0], y=df.columns[1], ax=ax, legend=False
                )
            elif chart_type == "pie":
                df.set_index(df.columns[0]).plot(
                    kind="pie", y=df.columns[1], ax=ax, legend=False, autopct="%1.1f%%"
                )

            ax.set_title(title)
            ax.set_ylabel("")
            plt.tight_layout()

            chart_window = tk.Toplevel(self.root)
            chart_window.title(title)
            chart_window.geometry("800x600")
            chart_window.configure(bg=self.color_theme["background"])

            canvas = tk.Canvas(chart_window, bg=self.color_theme["background"])
            canvas.pack(fill="both", expand=True)

            img = BytesIO()
            plt.savefig(img, format="png")
            img.seek(0)

            chart_image = tk.PhotoImage(data=img.read())
            canvas.create_image(0, 0, anchor="nw", image=chart_image)
            canvas.image = chart_image

            plt.close(fig)
        except Exception as e:
            self.show_message_dialog("Error", f"Failed to visualize data: {e}")

    def export_reports(self):
        logging.info("Exporting reports.")
        self.safe_execute(self._export_reports)
        logging.info("Reports exported successfully.")

    def _export_reports(self):
        export_window, export_frame = self.create_scrollable_window(
            "Export Reports", width=600, height=400
        )

        tk.Label(export_frame, text="Export Reports", **self.label_style()).pack(
            pady=10
        )

        tk.Label(export_frame, text="Select Export Format:", **self.label_style()).pack(
            pady=5
        )

        formats = ["CSV", "Excel"]
        format_var = tk.StringVar(value=formats[0])

        for fmt in formats:
            tk.Radiobutton(
                export_frame,
                text=fmt,
                variable=format_var,
                value=fmt,
                **self.label_style(),
                bg=self.color_theme["background"],
                selectcolor=self.color_theme["frame_bg"],
            ).pack(anchor="w", padx=20)

        def export_report():
            selected_format = format_var.get()
            file_path = filedialog.asksaveasfilename(
                defaultextension=f".{selected_format.lower()}",
                filetypes=[
                    (f"{selected_format} Files", f"*.{selected_format.lower()}")
                ],
            )
            if not file_path:
                return

            try:
                data = {
                    "Category": ["Example 1", "Example 2", "Example 3"],
                    "Value": [10, 20, 30],
                }
                df = pd.DataFrame(data)

                if selected_format == "CSV":
                    df.to_csv(file_path, index=False)
                elif selected_format == "Excel":
                    df.to_excel(file_path, index=False, engine="openpyxl")

                self.show_message_dialog(
                    "Success", f"Report exported successfully to {file_path}."
                )
            except Exception as e:
                self.show_message_dialog("Error", f"Failed to export report: {e}")

        tk.Button(
            export_frame,
            text="Export Report",
            command=export_report,
            **self.button_style(),
        ).pack(pady=10)

    def port_scanning(self):
        logging.info("Scanning ports.")
        self.safe_execute(self._port_scanning)
        logging.info("Port scanning completed.")

    def _port_scanning(self):
        scan_window, scan_frame = self.create_scrollable_window(
            "Port Scanning", width=600, height=400
        )

        tk.Label(scan_frame, text="Port Scanning", **self.label_style()).pack(pady=10)

        tk.Label(
            scan_frame,
            text="Enter Target IP Address or Hostname:",
            **self.label_style(),
        ).pack(pady=5)

        target_var = tk.StringVar()
        target_entry = tk.Entry(
            scan_frame, textvariable=target_var, **self.entry_style()
        )
        target_entry.pack(pady=5, padx=20, fill="x")

        def scan_ports():
            target = target_var.get()
            if not target:
                self.show_message_dialog("Error", "Target cannot be empty!")
                return

            try:
                result = subprocess.run(
                    ["nmap", "-p-", target], capture_output=True, text=True, check=True
                )
                self.show_message_dialog("Scan Results", result.stdout)
            except subprocess.CalledProcessError as e:
                self.show_message_dialog("Error", f"Port scanning failed: {e}")

        tk.Button(
            scan_frame, text="Scan Ports", command=scan_ports, **self.button_style()
        ).pack(pady=10)

    def validate_firewall_rule(self, rule_name, protocol, port):
        logging.info(f"Validating firewall rule: {rule_name}")
        self.safe_execute(self._validate_firewall_rule, rule_name, protocol, port)
        logging.info(f"Firewall rule {rule_name} validated successfully.")

    def _validate_firewall_rule(self, rule_name, protocol, port):
        try:
            result = subprocess.run(
                [
                    "netsh",
                    "advfirewall",
                    "firewall",
                    "show",
                    "rule",
                    f"name={rule_name}",
                ],
                capture_output=True,
                text=True,
                check=True,
            )
            if result.stdout:
                self.show_message_dialog(
                    "Validation Error", f"Rule '{rule_name}' already exists."
                )
                return False

            if protocol not in ["TCP", "UDP"]:
                self.show_message_dialog(
                    "Validation Error", "Invalid protocol! Must be TCP or UDP."
                )
                return False

            if not port.isdigit() or not (1 <= int(port) <= 65535):
                self.show_message_dialog(
                    "Validation Error", "Invalid port! Must be between 1 and 65535."
                )
                return False

            self.show_message_dialog(
                "Validation Success", "The rule is valid and can be applied."
            )
            return True
        except subprocess.CalledProcessError as e:
            self.show_message_dialog("Error", f"Failed to validate rule: {e}")
            return False

    def malware_detection(self):
        logging.info("Detecting malware.")
        self.safe_execute(self._malware_detection)
        logging.info("Malware detection completed.")

    def _malware_detection(self):
        detection_window, detection_frame = self.create_scrollable_window(
            "Malware Detection", width=600, height=400
        )

        tk.Label(detection_frame, text="Malware Detection", **self.label_style()).pack(
            pady=10
        )

        tk.Label(
            detection_frame, text="Enter File Path to Scan:", **self.label_style()
        ).pack(pady=5)

        file_var = tk.StringVar()
        file_entry = tk.Entry(
            detection_frame, textvariable=file_var, **self.entry_style()
        )
        file_entry.pack(pady=5, padx=20, fill="x")

        def scan_file():
            file_path = file_var.get()
            if not os.path.exists(file_path):
                self.show_message_dialog("Error", "File does not exist!")
                return

            try:
                with open(file_path, "r", errors="ignore") as file:
                    content = file.read()
                    if "malware_signature" in content:
                        self.show_message_dialog(
                            "Malware Detected", f"Malware detected in file: {file_path}"
                        )
                    else:
                        self.show_message_dialog(
                            "No Malware", f"No malware detected in file: {file_path}"
                        )
            except Exception as e:
                self.show_message_dialog("Error", f"Failed to scan file: {e}")

        tk.Button(
            detection_frame, text="Scan File", command=scan_file, **self.button_style()
        ).pack(pady=10)

    def custom_themes(self):
        logging.info("Creating and saving custom themes.")
        self.safe_execute(self._custom_themes)
        logging.info("Custom themes saved successfully.")

    def _custom_themes(self):
        theme_window, theme_frame = self.create_scrollable_window(
            "Custom Themes", width=600, height=400
        )

        tk.Label(theme_frame, text="Custom Themes", **self.label_style()).pack(pady=10)

        fields = [
            "Background Color",
            "Foreground Color",
            "Button Background",
            "Button Foreground",
        ]
        field_vars = {
            field: tk.StringVar(
                value=self.color_theme.get(field.lower().replace(" ", "_"), "")
            )
            for field in fields
        }

        for field, var in field_vars.items():
            tk.Label(theme_frame, text=field, **self.label_style()).pack(pady=5)
            tk.Entry(theme_frame, textvariable=var, **self.entry_style()).pack(
                pady=5, padx=20, fill="x"
            )

        def save_theme():
            for field, var in field_vars.items():
                self.color_theme[field.lower().replace(" ", "_")] = var.get()
            self.update_widget_colors(self.root)
            self.log_action("Custom theme applied and saved.")
            self.show_message_dialog(
                "Success", "Custom theme has been applied and saved."
            )

        tk.Button(
            theme_frame, text="Save Theme", command=save_theme, **self.button_style()
        ).pack(pady=10)

    def language_support(self):
        logging.info("Adding multi-language support.")
        self.safe_execute(self._language_support)
        logging.info("Language support applied successfully.")

    def _language_support(self):
        language_window, language_frame = self.create_scrollable_window(
            "Language Support", width=400, height=300
        )

        tk.Label(language_frame, text="Select Language", **self.label_style()).pack(
            pady=10
        )

        languages = {
            "English": "en",
            "Spanish": "es",
            "French": "fr",
            "German": "de",
            "Chinese": "zh",
        }
        language_var = tk.StringVar(value="en")

        for lang_name, lang_code in languages.items():
            tk.Radiobutton(
                language_frame,
                text=lang_name,
                variable=language_var,
                value=lang_code,
                **self.label_style(),
                selectcolor=self.color_theme["frame_bg"],
            ).pack(anchor="w", padx=20)

        def apply_language():
            selected_language = language_var.get()
            self.current_language = selected_language
            self.log_action(f"Language set to {selected_language}.")
            self.show_message_dialog(
                "Success", f"Language has been set to {selected_language}."
            )

        tk.Button(
            language_frame,
            text="Apply Language",
            command=apply_language,
            **self.button_style(),
        ).pack(pady=10)

    def customizable_dashboard(self):
        logging.info("Customizing dashboard.")
        self.safe_execute(self._customizable_dashboard)
        logging.info("Dashboard customization completed.")

    def _customizable_dashboard(self):
        dashboard_window, dashboard_frame = self.create_scrollable_window(
            "Customizable Dashboard", width=600, height=400
        )

        tk.Label(
            dashboard_frame, text="Customizable Dashboard", **self.label_style()
        ).pack(pady=10)

        sections = ["Firewall Rules", "Settings", "Live Network Traffic"]
        section_vars = {section: tk.BooleanVar(value=True) for section in sections}

        for section, var in section_vars.items():
            tk.Checkbutton(
                dashboard_frame,
                text=section,
                variable=var,
                **self.label_style(),
                selectcolor=self.color_theme["frame_bg"],
            ).pack(anchor="w", padx=20)

        def apply_dashboard_changes():
            self.dashboard_config = {
                section: var.get() for section, var in section_vars.items()
            }
            self.log_action("Dashboard configuration updated.")
            self.show_message_dialog(
                "Success", "Dashboard configuration has been updated."
            )
            self.create_main_menu()

        tk.Button(
            dashboard_frame,
            text="Apply Changes",
            command=apply_dashboard_changes,
            **self.button_style(),
        ).pack(pady=10)

    def network_monitoring(self):
        logging.info("Monitoring network traffic.")
        self.safe_execute(self._network_monitoring)
        logging.info("Network monitoring completed.")

    def _network_monitoring(self):
        monitoring_window, monitoring_frame = self.create_scrollable_window(
            "Network Monitoring", width=800, height=600
        )

        tk.Label(
            monitoring_frame, text="Network Monitoring", **self.label_style()
        ).pack(pady=10)

        tk.Label(
            monitoring_frame, text="Real-Time Traffic Analysis", **self.label_style()
        ).pack(pady=5)

        traffic_text = tk.Text(
            monitoring_frame,
            font=("Courier", 10),
            bg="#2C3E50",
            fg="#ECF0F1",
            wrap="none",
            state="disabled",
            height=20,
        )
        traffic_text.pack(fill="both", expand=True, padx=10, pady=5)

        def update_traffic():
            try:
                result = subprocess.run(
                    ["netstat", "-an"], capture_output=True, text=True, shell=True
                )
                output = result.stdout if result.returncode == 0 else result.stderr

                filtered_lines = []
                for line in output.splitlines():
                    if "ESTABLISHED" in line or "CLOSE_WAIT" in line:
                        parts = line.split()
                        if len(parts) >= 4:
                            protocol = parts[0]
                            local_address = parts[1]
                            remote_address = parts[2]
                            filtered_lines.append(
                                f"{protocol} | Local: {local_address} | Remote: {remote_address}"
                            )

                traffic_text.config(state="normal")
                traffic_text.delete("1.0", "end")
                traffic_text.insert("1.0", "\n".join(filtered_lines))
                traffic_text.see("end")
                traffic_text.config(state="disabled")
                monitoring_window.after(5000, update_traffic)
            except Exception as e:
                self.log_error(f"Error updating traffic: {e}")

        update_traffic()

        tk.Label(monitoring_frame, text="Bandwidth Usage", **self.label_style()).pack(
            pady=5
        )

        bandwidth_text = tk.Text(
            monitoring_frame,
            font=("Courier", 10),
            bg="#2C3E50",
            fg="#ECF0F1",
            wrap="none",
            state="disabled",
            height=20,
        )
        bandwidth_text.pack(fill="both", expand=True, padx=10, pady=5)

        def update_bandwidth():
            try:
                bandwidth_data = []
                for conn in psutil.net_connections(kind="inet"):
                    if conn.laddr and conn.raddr:
                        app_name = (
                            psutil.Process(conn.pid).name() if conn.pid else "Unknown"
                        )
                        bandwidth_data.append(
                            f"{app_name} | Local: {conn.laddr} | Remote: {conn.raddr}"
                        )

                bandwidth_text.config(state="normal")
                bandwidth_text.delete("1.0", "end")
                bandwidth_text.insert("1.0", "\n".join(bandwidth_data))
                bandwidth_text.see("end")
                bandwidth_text.config(state="disabled")
                monitoring_window.after(5000, update_bandwidth)
            except Exception as e:
                self.log_error(f"Error updating bandwidth: {e}")

        update_bandwidth()

        tk.Label(
            monitoring_frame, text="Intrusion Detection", **self.label_style()
        ).pack(pady=5)

        intrusion_text = tk.Text(
            monitoring_frame,
            font=("Courier", 10),
            bg="#2C3E50",
            fg="#ECF0F1",
            wrap="none",
            state="disabled",
            height=20,
        )
        intrusion_text.pack(fill="both", expand=True, padx=10, pady=5)

        def detect_intrusions():
            try:
                suspicious_patterns = ["192.168.1.1", "malicious_ip"]
                result = subprocess.run(
                    ["netstat", "-an"], capture_output=True, text=True, shell=True
                )
                output = result.stdout if result.returncode == 0 else result.stderr

                detected_intrusions = []
                for line in output.splitlines():
                    if any(pattern in line for pattern in suspicious_patterns):
                        detected_intrusions.append(line)

                intrusion_text.config(state="normal")
                intrusion_text.delete("1.0", "end")
                intrusion_text.insert("1.0", "\n".join(detected_intrusions))
                intrusion_text.see("end")
                intrusion_text.config(state="disabled")
                monitoring_window.after(5000, detect_intrusions)
            except Exception as e:
                self.log_error(f"Error detecting intrusions: {e}")

        detect_intrusions()

    def open_live_data_viewer(self):
        logging.info("Opening live data viewer.")
        live_data_window, live_data_frame = self.create_scrollable_window(
            "Live Data Viewer", width=800, height=600
        )

        tk.Label(
            live_data_frame,
            text="Live Network Traffic",
            font=self.fonts["subheader"],
            fg=self.color_theme["foreground"],
            bg=self.color_theme["background"],
        ).pack(pady=10)

        traffic_text = tk.Text(
            live_data_frame,
            font=("Courier", 10),
            bg=self.color_theme["entry_bg"],
            fg=self.color_theme["entry_fg"],
            wrap="none",
            state="disabled",
            height=20,
        )
        traffic_text.pack(fill="both", expand=True, padx=10, pady=10)

        def update_traffic():
            try:
                result = subprocess.run(
                    ["netstat", "-an"], capture_output=True, text=True, shell=True
                )
                output = result.stdout if result.returncode == 0 else result.stderr

                filtered_lines = []
                for line in output.splitlines():
                    if "ESTABLISHED" in line or "CLOSE_WAIT" in line:
                        parts = line.split()
                        if len(parts) >= 4:
                            protocol = parts[0]
                            local_address = parts[1]
                            remote_address = parts[2]
                            filtered_lines.append(
                                f"{protocol} | Local: {local_address} | Remote: {remote_address}"
                            )

                traffic_text.config(state="normal")
                traffic_text.delete("1.0", "end")
                traffic_text.insert("1.0", "\n".join(filtered_lines))
                traffic_text.see("end")
                traffic_text.config(state="disabled")
                live_data_window.after(5000, update_traffic)
            except Exception as e:
                self.log_error(f"Error updating traffic: {e}")

        update_traffic()


_application_initialized = False

INITIALIZATION_FLAG_FILE = "app_initialized.flag"


def main():
    logging.info("Starting main function.")
    try:
        logging.info("Entering main function.")
        print("Starting application...")

        if not is_admin():
            logging.warning(
                "Admin privileges not detected. Attempting to relaunch as admin."
            )
            relaunch_as_admin()

        if not check_python_installation():
            logging.error("Python installation check failed. Exiting.")
            pause_on_exit()
            sys.exit()
        if not check_dependencies():
            logging.error("Dependency check failed. Exiting.")
            pause_on_exit()
            sys.exit()

        if not os.path.exists(INITIALIZATION_FLAG_FILE):
            logging.info("Initializing the application.")
            with open(INITIALIZATION_FLAG_FILE, "w") as flag_file:
                flag_file.write("initialized")

        root = tk.Tk()
        app = FirewallManagerApp(root)
        logging.info("Application initialized successfully. Starting authentication.")
        app.authenticate_user()
        logging.info("Authentication completed. Entering Tkinter mainloop.")
        root.mainloop()
        logging.info("Application closed normally.")
    except Exception as e:
        error_message = f"An unexpected error occurred:\n{traceback.format_exc()}"
        logging.critical(error_message)
        with open("error_log.txt", "a") as error_file:
            error_file.write(error_message + "\n")
        print(error_message)
        messagebox.showerror("Error", f"An unexpected error occurred:\n{str(e)}")
        pause_on_exit()
    finally:
        if os.path.exists(INITIALIZATION_FLAG_FILE):
            os.remove(INITIALIZATION_FLAG_FILE)
        logging.info("Main function completed.")


if __name__ == "__main__":
    logging.info("Starting the application entry point.")
    print("Starting the application...")

    if not is_admin():
        logging.warning(
            "Admin privileges not detected. Attempting to relaunch as admin."
        )
        relaunch_as_admin()

    try:
        logging.info("Launching main application.")
        main()
    except Exception as e:
        logging.critical(f"Critical error in application: {e}")
        print(f"Critical error: {e}")
        pause_on_exit()
        sys.exit(1)
    logging.info("Application entry point completed.")
